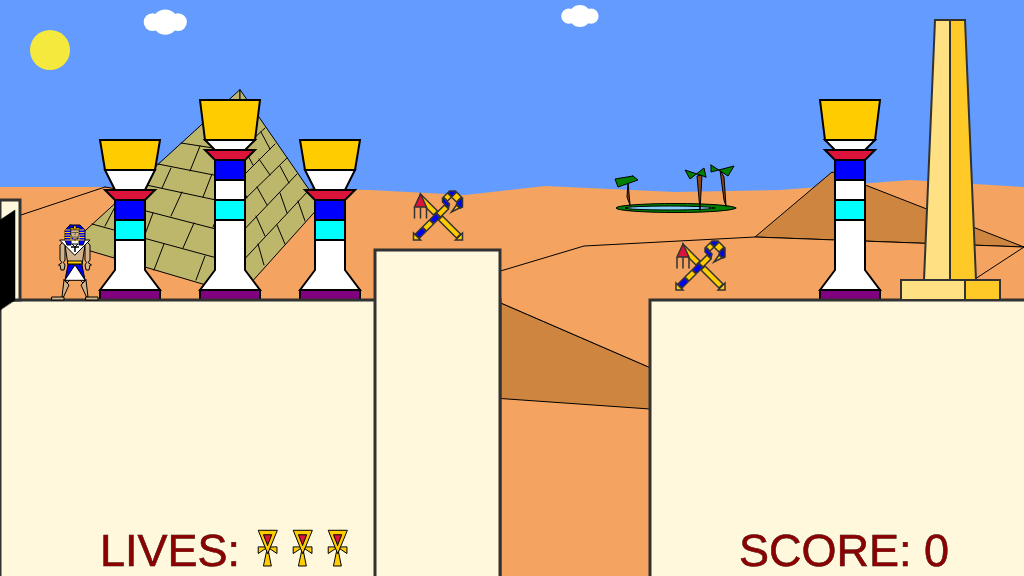
Frame 1 (no input)
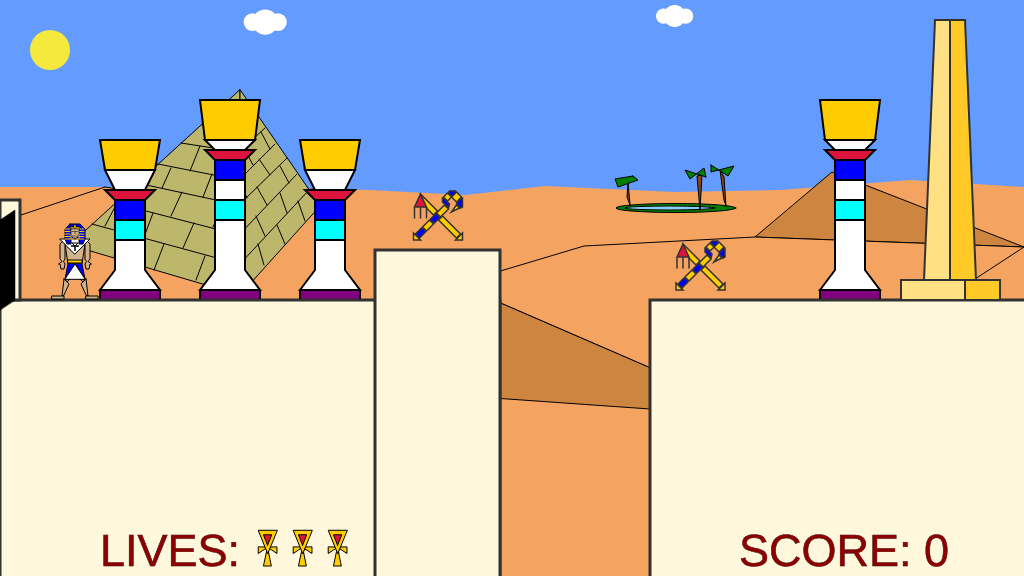
Frame 60 (no input)
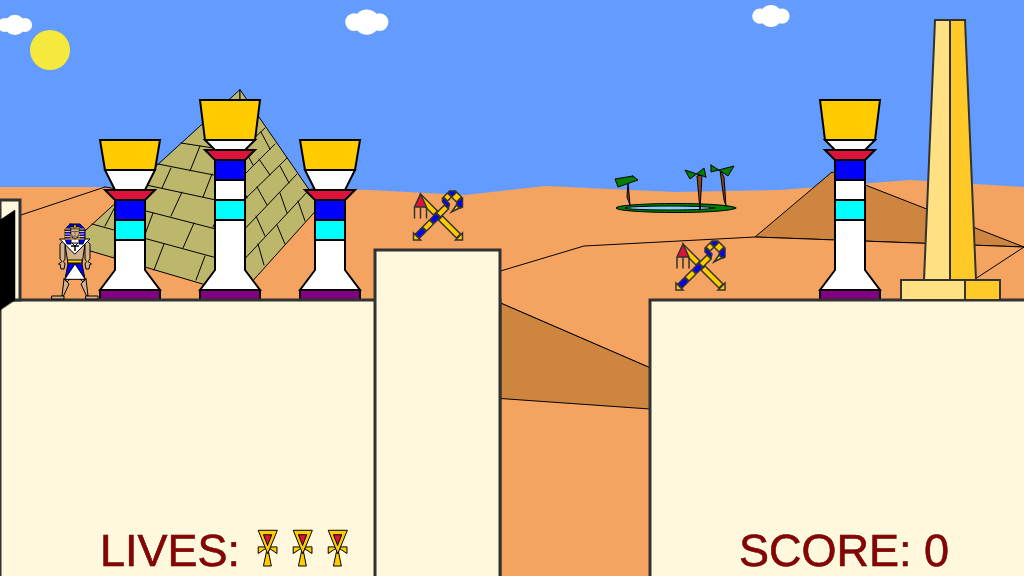
Frame 120 (the mouse pressed at the canvas centre since frame 60)

The p5.js sketch that drew these frames (run headless with seeded random() and noise() and a simulated clock; from frame 60 on, the mouse is pressed at the canvas centre):

// p5.js sketch
// ── sketch.js
var isRight;
var isLeft;
var isJumping;

var platforms = []

var collectables = [];
var flag;
var level_start;
var character;

var bg;
var mountain;
var sun;
var clouds;
var trees = [];

var g;
var ver_speed;
var cam_pos;
var v;
var jump;
var level_width;
var game_score;
var game_over;
var lives;
var UI_pos;

function new_game()
{
    
    
    platforms = [{x: 0,
                  rel_x: 0,
                  y: 300,
                  width: 500,
                  height: 500,
                  fill_color: [255, 248, 220, 255],
                  border_stroke: 3,
                  border_color: [50, 50, 50, 255],
                  ethereal: false},
                 {x: 375,
                  rel_x: 375,
                  y: 250,
                  width: 125,
                  height: 500,
                  fill_color: [255, 248, 220, 255],
                  border_stroke: 3,
                  border_color: [50, 50, 50, 255],
                  ethereal: false},
                 {x: 650,
                  rel_x: 650,
                  y: 300,
                  width: 400,
                  height: 500,
                  fill_color: [255, 248, 220, 255],
                  border_stroke: 3,
                  border_color: [50, 50, 50, 255],
                  ethereal: false},
                 {x: -100,
                  rel_x: -100,
                  y: 250,
                  width: 100,
                  height: 150,
                  fill_color: [255, 248, 220, 255],
                  border_stroke: 0,
                  border_color: [50, 50, 50, 255],
                  ethereal: false}]
    
    level_width = platforms[platforms.length - 2].x + platforms[platforms.length - 2].width;
    
    character = {x: platforms[0] + 100,
                 rel_x: platforms[0] + 100,
                 y: platforms[0].y - 100,
                 width: 50,
                 height: 80,
                 col_skin: [210, 180, 140],
                 col_cloth_1:[0, 0, 255],
                 col_cloth_2:[255, 255, 255],
                 col_accessories:[255, 204, 0]}    
    
    level_start = {x: platforms[0].x + character.width, y: platforms[0].y - character.height}
    restart_point = level_start;
    
    character.x = restart_point.x;
    character.y = restart_point.y;
    
    game_score = 0;
    lives = 3;
    g = 1;
    ver_speed = 0;
    v = 5;
    jump = 20;
    
    game_over = false;
    UI_pos = {x:100, y: height - 10};
    
    bg = {col_sand_dark: [205, 133, 63],
          col_sand_light: [244, 164, 96],
          col_stone: [255, 248, 220],
          col_green: [0, 128, 0],
          col_blue: [135, 206, 250],
          col_brown: [139, 69, 19],
          col_sky: [100, 155, 255]};
    
    sun = {pos_x: 50,
           pos_y: 50,
           d: 5,
           color: [255, 239, 50, 240]};
    
    clouds = [];
    
    //---Create_clouds-------------------------------------------------------------
    for (let i = 0 ; i < round(level_width/width) ; i++)
        {
            for (let j = 0 ; j < 30 ; j++)
            {
                clouds.push({x: random((width * (i-1)) + (width/random(8, 12) * j), ((width * (i+3)) + (width/random(8, 12) * j))),
                             y: random(15, 30),
                             size: random(15, 30),
                             speed: random(0.5, 2)})
            }
        }
    //------------------------------------------------------------------------------
    
    mountain = {pos_x: 240,
                pos_y: 295,
                colour: [189, 183, 107]};
    
    trees = [{tr_x: platforms[0].x + platforms[0].width - 300,
              tr_y: platforms[0].y,
              size: "big"},
             {tr_x: platforms[0].x + platforms[0].width - 200,
              tr_y: platforms[0].y,
              size: "small"},
             {tr_x: platforms[0].x + platforms[0].width - 400,
              tr_y: platforms[0].y,
              size: "small"},
             {tr_x: platforms[2].x + platforms[2].width/2 - 30,
              tr_y: platforms[2].y,
              size: "big"}];
    
    cam_adjust();
    
    collectables = [{x: platforms[1].x + platforms[1].width/2 - 25,
                     y: platforms[1].y - 60,
                     isFound: false},
                    {x: platforms[2].x + 25,
                     y: platforms[2].y - 60,
                     isFound: false}];
    
    flag = {x: level_width - 150, 
            y: platforms[platforms.length - 2].y - 300,
            height: 300,
            isReached: false};
}

function cam_adjust()
{
    if (character.x > width/2)
    {
        cam_pos = width/2 - character.x;
    }
    else cam_pos = 0;
}

function setup()
{
	createCanvas(1024, 576);
    new_game();
}

function draw()
{   
    if (!game_over)
    {
        
        colour_sky();
        draw_sun();

        push();
        translate(cam_pos, 0);

            draw_clouds(clouds);

            draw_desertBG();

            draw_trees(trees);

            draw_platforms_hor();

            draw_level_start();

            for (let i = 0; i < collectables.length ; i++)
                {
                    draw_collectables(collectables[i]);
                    check_collectables(collectables[i]);
                }

            draw_flagpole(flag);
            check_flagpole(flag);

        pop();

        drawGameChar(character);
        
        //---Drawing after character, so he can hide inside
        draw_entrance();
        
        check_game_over();
        
        gravity(character, platforms, ver_speed);
        out_of_bounds(character, platforms);

        intersection_down(character, platforms, ver_speed);
        intersection_top(character, platforms, ver_speed);
        intersection_to_right(character, platforms, v);      
        intersection_to_left(character, platforms, v);

        draw_UI(UI_pos.x, UI_pos.y);

        if (isRight)
        {
            move_right(character, platforms, v);
        }
        else if (isLeft) 
        {
            move_left(character, platforms, v);
        }

    }
    
}

function colour_sky()
{
    background(bg.col_sky); 
}

function draw_sun()
{
    //Draw and Colour Sun
    noStroke(); 
    fill(sun.color);
    
    ellipse(sun.pos_x, sun.pos_y, sun.d * 8);
}

function draw_clouds(cloud_arr)
{
    for (let i = 0 ; i < cloud_arr.length ; i++)
        {
            
            //---Draw_clouds
            noStroke();
            fill('white');

            ellipse(cloud_arr[i].x, 
                    cloud_arr[i].y,
                    cloud_arr[i].size);
            ellipse(cloud_arr[i].x - cloud_arr[i].size/2, 
                    cloud_arr[i].y,
                    cloud_arr[i].size * 0.7);
            ellipse(cloud_arr[i].x + cloud_arr[i].size/2, 
                    cloud_arr[i].y,
                    cloud_arr[i].size * 0.7);
            
            
            //---Clouds_movement
            if (cloud_arr[i].x > level_width)
            {
                cloud_arr[i].x = abs(cam_pos) - width * 2;
            }
            else 
            {
                cloud_arr[i].x += cloud_arr[i].speed;
            }
        }
}

function draw_desertBG()
{
    for (let i = 0 ; i < round(level_width/width, 0) ; i++)
    {
        noStroke();
        strokeWeight(1);
        fill(bg.col_sand_light);

        beginShape();
            vertex(0 + (i * width), 187);
            vertex(240 + (i * width), 187);
            vertex(370 + (i * width), 190);
            vertex(465 + (i * width), 195);
            vertex(545 + (i * width), 186);
            vertex(675 + (i * width), 192);
            vertex(780 + (i * width), 190);
            vertex(910 + (i * width), 180);
            vertex(width + (i * width), 187);
            vertex(width + (i * width), height);
            vertex(0 + (i * width), height);
        endShape(CLOSE);

        stroke(0);
        line(0 + (i * width), 222, 105 + (i * width), 187);
        line(105 + (i * width), 187, 190 + (i * width), 201);
        line(190 + (i * width), 201, 324 + (i * width), 188);
        line(0 + (i * width), 335, 180 + (i * width), 376);    


        fill(bg.col_sand_dark);
        beginShape();
            vertex(755 + (i * width), 237);
            vertex(832 + (i * width), 172);
            vertex(width + (i * width), 247);
        endShape(CLOSE);

        beginShape();
            vertex(180 + (i * width), 376);
            vertex(457 + (i * width), 284);
            vertex(764 + (i * width), 417);
        endShape(CLOSE);

        fill(bg.col_sand_light);
        beginShape();
            vertex(764 + (i * width), 417);
            vertex(457 + (i * width), 284);
            vertex(584 + (i * width), 246);
            vertex(755 + (i * width), 237);
            vertex(width + (i * width), 247);
        endShape(CLOSE);



        //---Oasis
        strokeWeight(1);
        stroke(0);

        fill(bg.col_green);
        ellipse(676 + (i * width), 208, 120, 9);

        fill(bg.col_blue);
        ellipse(670 + (i * width), 208, 90, 4);

        //---BG_TreeTrunk#1

        fill(bg.col_brown);
        beginShape();
            vertex(726 + (i * width), 206);
            vertex(724 + (i * width), 200);
            vertex(720 + (i * width), 170);
            vertex(724 + (i * width), 177);
        endShape(CLOSE);

        //---BG_TreeTrunk#2
        beginShape();
            vertex(700 + (i * width), 210);
            vertex(697 + (i * width), 176);
            vertex(702 + (i * width), 175);
        endShape(CLOSE);

        //---BG_TreeTrunk#3
        beginShape();
            vertex(630 + (i * width), 205);
            vertex(627 + (i * width), 197);
            vertex(628 + (i * width), 182);
        endShape(CLOSE);

        //---BG_TreeCanopy#1
        fill(bg.col_green);

        beginShape();
            vertex(711 + (i * width), 165);
            vertex(728 + (i * width), 176);
            vertex(734 + (i * width), 166);
            vertex(711 + (i * width), 172);
        endShape(CLOSE);

        //---BG_TreeCanopy#2
        beginShape();
            vertex(706 + (i * width), 177);
            vertex(704 + (i * width), 168);
            vertex(690 + (i * width), 179);
            vertex(685 + (i * width), 170);
        endShape(CLOSE);

        //---BG_TreeCanopy#3
        beginShape();
            vertex(633 + (i * width), 176);
            vertex(638 + (i * width), 180);
            vertex(618 + (i * width), 187);
            vertex(615 + (i * width), 179);
        endShape(CLOSE);

        //---Pyramid_(Mountain)---
        strokeWeight(1);
        fill(mountain.colour);
        beginShape(TRIANGLES);
            vertex(mountain.pos_x - 170 + (i * width), mountain.pos_y - 50);
            vertex(mountain.pos_x + (i * width), mountain.pos_y);
            vertex(mountain.pos_x + (i * width), mountain.pos_y - 205);
            vertex(mountain.pos_x + 80 + (i * width), mountain.pos_y - 89);
            vertex(mountain.pos_x + (i * width), mountain.pos_y);
            vertex(mountain.pos_x + (i * width), mountain.pos_y - 205);
        endShape(CLOSE);

        line(mountain.pos_x - 148 + (i * width), mountain.pos_y - 71,
                mountain.pos_x - 1 + (i * width), mountain.pos_y - 31);
        line(mountain.pos_x - 125 + (i * width), mountain.pos_y - 92,
                mountain.pos_x - 1 + (i * width), mountain.pos_y - 60);
        line(mountain.pos_x - 103 + (i * width), mountain.pos_y - 112,
                mountain.pos_x - 1 + (i * width), mountain.pos_y - 90);
        line(mountain.pos_x - 82 + (i * width), mountain.pos_y - 131,
                mountain.pos_x - 1 + (i * width), mountain.pos_y - 115);
        line(mountain.pos_x - 59 + (i * width), mountain.pos_y - 152,
                mountain.pos_x - 1 + (i * width), mountain.pos_y - 143);
        line(mountain.pos_x - 34 + (i * width), mountain.pos_y - 175,
                mountain.pos_x + 1 + (i * width), mountain.pos_y - 172);
        line(mountain.pos_x - 1 + (i * width), mountain.pos_y - 172,
                mountain.pos_x + 15 + (i * width), mountain.pos_y - 184);
        line(mountain.pos_x - 1 + (i * width), mountain.pos_y - 143,
                mountain.pos_x + 25 + (i * width), mountain.pos_y - 167);
        line(mountain.pos_x - 1 + (i * width), mountain.pos_y - 115,
                mountain.pos_x + 35 + (i * width), mountain.pos_y - 151);
        line(mountain.pos_x - 1 + (i * width), mountain.pos_y - 90,
                mountain.pos_x + 47 + (i * width), mountain.pos_y - 137);
        line(mountain.pos_x - 1 + (i * width), mountain.pos_y - 60,
                mountain.pos_x + 57 + (i * width), mountain.pos_y - 121);
        line(mountain.pos_x - 1 + (i * width), mountain.pos_y - 30,
                mountain.pos_x + 69 + (i * width), mountain.pos_y - 105);

        line(mountain.pos_x - 115 + (i * width), mountain.pos_y - 63,
                mountain.pos_x - 126 + (i * width), mountain.pos_y - 39);
        line(mountain.pos_x - 76 + (i * width), mountain.pos_y - 51,
                mountain.pos_x - 86 + (i * width), mountain.pos_y - 25);
        line(mountain.pos_x - 35 + (i * width), mountain.pos_y - 39,
                mountain.pos_x - 44 + (i * width), mountain.pos_y - 15);
        line(mountain.pos_x - 123 + (i * width), mountain.pos_y - 92,
                mountain.pos_x - 135 + (i * width), mountain.pos_y - 69);
        line(mountain.pos_x - 87 + (i * width), mountain.pos_y - 82,
                mountain.pos_x - 96 + (i * width), mountain.pos_y - 58);
        line(mountain.pos_x - 46 + (i * width), mountain.pos_y - 72,
                mountain.pos_x - 57 + (i * width), mountain.pos_y - 47);
        line(mountain.pos_x - 1 + (i * width), mountain.pos_y - 60,
                mountain.pos_x - 8 + (i * width), mountain.pos_y - 34);
        line(mountain.pos_x - 93 + (i * width), mountain.pos_y - 110,
                mountain.pos_x - 104 + (i * width), mountain.pos_y - 88);
        line(mountain.pos_x - 58 + (i * width), mountain.pos_y - 103,
                mountain.pos_x - 69 + (i * width), mountain.pos_y - 79);
        line(mountain.pos_x - 16 + (i * width), mountain.pos_y - 93,
                mountain.pos_x - 27 + (i * width), mountain.pos_y - 68);
        line(mountain.pos_x - 69 + (i * width), mountain.pos_y - 127,
                mountain.pos_x - 78 + (i * width), mountain.pos_y - 107);
        line(mountain.pos_x - 28 + (i * width), mountain.pos_y - 121,
                mountain.pos_x - 37 + (i * width), mountain.pos_y - 98);
        line(mountain.pos_x - 40 + (i * width), mountain.pos_y - 149,
                mountain.pos_x - 50 + (i * width), mountain.pos_y - 124);
        line(mountain.pos_x - 3 + (i * width), mountain.pos_y - 143,
                mountain.pos_x - 13 + (i * width), mountain.pos_y - 118);
        line(mountain.pos_x - 16 + (i * width), mountain.pos_y - 174,
                mountain.pos_x - 28 + (i * width), mountain.pos_y - 148);

        line(mountain.pos_x + 65 + (i * width), mountain.pos_y - 74,
                mountain.pos_x + 58 + (i * width), mountain.pos_y - 94);
        line(mountain.pos_x + 45 + (i * width), mountain.pos_y - 51,
                mountain.pos_x + 37 + (i * width), mountain.pos_y - 70);
        line(mountain.pos_x + 24 + (i * width), mountain.pos_y - 30,
                mountain.pos_x + 18 + (i * width), mountain.pos_y - 51);
        line(mountain.pos_x + 16 + (i * width), mountain.pos_y - 79,
                mountain.pos_x + 25 + (i * width), mountain.pos_y - 59);
        line(mountain.pos_x + 47 + (i * width), mountain.pos_y - 82,
                mountain.pos_x + 40 + (i * width), mountain.pos_y - 102);
        line(mountain.pos_x + 17 + (i * width), mountain.pos_y - 108,
                mountain.pos_x + 27 + (i * width), mountain.pos_y - 90);
        line(mountain.pos_x + 49 + (i * width), mountain.pos_y - 112,
                mountain.pos_x + 40 + (i * width), mountain.pos_y - 129);
        line(mountain.pos_x - 1 + (i * width), mountain.pos_y - 115,
                mountain.pos_x + 7 + (i * width), mountain.pos_y - 97);
        line(mountain.pos_x + 19 + (i * width), mountain.pos_y - 136,
                mountain.pos_x + 30 + (i * width), mountain.pos_y - 120);
        line(mountain.pos_x + 4 + (i * width), mountain.pos_y - 147,
                mountain.pos_x + 13 + (i * width), mountain.pos_y - 130);
        line(mountain.pos_x + 21 + (i * width), mountain.pos_y - 163,
                mountain.pos_x + 30 + (i * width), mountain.pos_y - 146);
        line(mountain.pos_x + 6 + (i * width), mountain.pos_y - 178,
                mountain.pos_x + 13 + (i * width), mountain.pos_y - 157);
    }
}

function draw_level_start()
{
    strokeWeight(3);
    fill(bg.col_stone);
    rect(0, platforms[0].y - 100, 20, 100);
}

function draw_entrance()
{
    push();
    translate(cam_pos, 0); 
    
    fill(0);
    quad(0, platforms[0].y + 10, 
         0, platforms[0].y - 80,
         15, platforms[0].y - 90,
         15, platforms[0].y);
    pop();
}

function draw_trees(trees_arr)
{
    for (let i = 0 ; i < trees_arr.length ; i++)
        {
            if (trees_arr[i].size == "big")
                {
                    //---Column1_(BigTree)---
                    stroke(0);
                    strokeWeight(2);
                    fill('Purple');

                    beginShape();
                        vertex(trees_arr[i].tr_x, trees_arr[i].tr_y);
                        vertex(trees_arr[i].tr_x, trees_arr[i].tr_y - 10);
                        vertex(trees_arr[i].tr_x + 60, trees_arr[i].tr_y - 10);
                        vertex(trees_arr[i].tr_x + 60, trees_arr[i].tr_y);
                    endShape(CLOSE);

                    fill('white');
                    beginShape();
                        vertex(trees_arr[i].tr_x, trees_arr[i].tr_y - 10);
                        vertex(trees_arr[i].tr_x + 15, trees_arr[i].tr_y - 30);
                        vertex(trees_arr[i].tr_x + 15, trees_arr[i].tr_y - 80);
                        vertex(trees_arr[i].tr_x + 45, trees_arr[i].tr_y - 80);
                        vertex(trees_arr[i].tr_x + 45, trees_arr[i].tr_y - 30);
                        vertex(trees_arr[i].tr_x + 60, trees_arr[i].tr_y - 10);
                    endShape(CLOSE);

                    fill('Cyan');
                    beginShape();
                        vertex(trees_arr[i].tr_x + 15, trees_arr[i].tr_y - 80);
                        vertex(trees_arr[i].tr_x + 15, trees_arr[i].tr_y - 100);
                        vertex(trees_arr[i].tr_x + 45, trees_arr[i].tr_y - 100);
                        vertex(trees_arr[i].tr_x + 45, trees_arr[i].tr_y - 80);
                    endShape(CLOSE);

                    fill('White');
                    beginShape();
                        vertex(trees_arr[i].tr_x + 15, trees_arr[i].tr_y - 100);
                        vertex(trees_arr[i].tr_x + 15, trees_arr[i].tr_y - 120);
                        vertex(trees_arr[i].tr_x + 45, trees_arr[i].tr_y - 120);
                        vertex(trees_arr[i].tr_x + 45, trees_arr[i].tr_y - 100);
                    endShape(CLOSE);

                    fill('Blue');
                    beginShape();
                        vertex(trees_arr[i].tr_x + 15, trees_arr[i].tr_y - 120);
                        vertex(trees_arr[i].tr_x + 15, trees_arr[i].tr_y - 140);
                        vertex(trees_arr[i].tr_x + 45, trees_arr[i].tr_y - 140);
                        vertex(trees_arr[i].tr_x + 45, trees_arr[i].tr_y - 120);
                    endShape(CLOSE);

                    fill('Crimson');
                    beginShape();
                        vertex(trees_arr[i].tr_x + 15, trees_arr[i].tr_y - 140);
                        vertex(trees_arr[i].tr_x + 5, trees_arr[i].tr_y - 150);
                        vertex(trees_arr[i].tr_x + 55, trees_arr[i].tr_y - 150);
                        vertex(trees_arr[i].tr_x + 45, trees_arr[i].tr_y - 140);
                    endShape(CLOSE);

                    fill('White');
                    beginShape();
                        vertex(trees_arr[i].tr_x + 15, trees_arr[i].tr_y - 150);
                        vertex(trees_arr[i].tr_x + 5, trees_arr[i].tr_y - 160);
                        vertex(trees_arr[i].tr_x + 55, trees_arr[i].tr_y - 160);
                        vertex(trees_arr[i].tr_x + 45, trees_arr[i].tr_y - 150);
                    endShape(CLOSE);

                    fill(character.col_accessories);
                    beginShape();
                        vertex(trees_arr[i].tr_x + 5, trees_arr[i].tr_y - 160);
                        vertex(trees_arr[i].tr_x, trees_arr[i].tr_y - 200);
                        vertex(trees_arr[i].tr_x + 60, trees_arr[i].tr_y - 200);
                        vertex(trees_arr[i].tr_x + 55, trees_arr[i].tr_y - 160);
                    endShape(CLOSE);
                }
            else
                {
                    //---Column2_(SmallTree)---
                    stroke(0);
                    strokeWeight(2);
                    fill('Purple');

                    beginShape();
                        vertex(trees_arr[i].tr_x, trees_arr[i].tr_y);
                        vertex(trees_arr[i].tr_x, trees_arr[i].tr_y - 10);
                        vertex(trees_arr[i].tr_x + 60, trees_arr[i].tr_y - 10);
                        vertex(trees_arr[i].tr_x + 60, trees_arr[i].tr_y);
                    endShape(CLOSE);

                    fill('White');
                    beginShape();
                        vertex(trees_arr[i].tr_x, trees_arr[i].tr_y - 10);
                        vertex(trees_arr[i].tr_x + 15, trees_arr[i].tr_y - 30);
                        vertex(trees_arr[i].tr_x + 15, trees_arr[i].tr_y - 60);
                        vertex(trees_arr[i].tr_x + 45, trees_arr[i].tr_y - 60);
                        vertex(trees_arr[i].tr_x + 45, trees_arr[i].tr_y - 30);
                        vertex(trees_arr[i].tr_x + 60, trees_arr[i].tr_y - 10);
                    endShape(CLOSE);

                    fill('Cyan');
                    beginShape();
                        vertex(trees_arr[i].tr_x + 15, trees_arr[i].tr_y - 60);
                        vertex(trees_arr[i].tr_x + 15, trees_arr[i].tr_y - 80);
                        vertex(trees_arr[i].tr_x + 45, trees_arr[i].tr_y - 80);
                        vertex(trees_arr[i].tr_x + 45, trees_arr[i].tr_y - 60);
                    endShape(CLOSE);

                    fill('Blue');
                    beginShape();
                        vertex(trees_arr[i].tr_x + 15, trees_arr[i].tr_y - 80);
                        vertex(trees_arr[i].tr_x + 15, trees_arr[i].tr_y - 100);
                        vertex(trees_arr[i].tr_x + 45, trees_arr[i].tr_y - 100);
                        vertex(trees_arr[i].tr_x + 45, trees_arr[i].tr_y - 80);
                    endShape(CLOSE);

                    fill('Crimson');
                    beginShape();
                        vertex(trees_arr[i].tr_x + 15, trees_arr[i].tr_y - 100);
                        vertex(trees_arr[i].tr_x + 5, trees_arr[i].tr_y - 110);
                        vertex(trees_arr[i].tr_x + 55, trees_arr[i].tr_y - 110);
                        vertex(trees_arr[i].tr_x + 45, trees_arr[i].tr_y - 100);
                    endShape(CLOSE);

                    fill('White');
                    beginShape();
                        vertex(trees_arr[i].tr_x + 15, trees_arr[i].tr_y - 110);
                        vertex(trees_arr[i].tr_x + 5, trees_arr[i].tr_y - 130);
                        vertex(trees_arr[i].tr_x + 55, trees_arr[i].tr_y - 130);
                        vertex(trees_arr[i].tr_x + 45, trees_arr[i].tr_y - 110);
                    endShape(CLOSE);

                    fill(character.col_accessories);
                    beginShape();
                        vertex(trees_arr[i].tr_x + 5, trees_arr[i].tr_y - 130);
                        vertex(trees_arr[i].tr_x, trees_arr[i].tr_y - 160);
                        vertex(trees_arr[i].tr_x + 60, trees_arr[i].tr_y - 160);
                        vertex(trees_arr[i].tr_x + 55, trees_arr[i].tr_y - 130);
                    endShape(CLOSE);
                }
        }
    
}

function draw_UI(pos_x, pos_y)
{
    push();
    fill("#8B0000");
    textSize(45);
    text("SCORE: " + game_score, width - pos_x - textWidth("SCORE: "), pos_y);
    
    text("LIVES: ", pos_x, pos_y);
    for (let i = 0; i < lives ; i++)
        {
            draw_heart(pos_x + textWidth("LIVES: ") - 10 + i * 35, pos_y + 30, 1.5);  
        }

    pop();
}

function draw_collectables(collect_item)
{
    if (!collect_item.isFound)
        {
            // Part 1 - Gold
            strokeWeight(1.5);
            fill(character.col_accessories);

            beginShape();
                vertex(collect_item.x + 1, collect_item.y + 43);
                vertex(collect_item.x + 1, collect_item.y + 50);
                vertex(collect_item.x + 8, collect_item.y + 50);
            endShape(CLOSE);

            beginShape();
                vertex(collect_item.x + 14, collect_item.y + 41);
                vertex(collect_item.x + 10, collect_item.y + 37);
                vertex(collect_item.x + 17, collect_item.y + 30);
            vertex(collect_item.x + 21, collect_item.y + 34);
            endShape(CLOSE);

            beginShape();
                vertex(collect_item.x + 28, collect_item.y + 27);
                vertex(collect_item.x + 24, collect_item.y + 23);
                vertex(collect_item.x + 32, collect_item.y + 15);
            vertex(collect_item.x + 36, collect_item.y + 19);
            endShape(CLOSE);

            beginShape();
                vertex(collect_item.x + 35, collect_item.y + 11);
                vertex(collect_item.x + 31, collect_item.y + 7);
                vertex(collect_item.x + 35, collect_item.y + 3);
            vertex(collect_item.x + 39, collect_item.y + 7);
            endShape(CLOSE);

            beginShape();
                vertex(collect_item.x + 39, collect_item.y + 7);
                vertex(collect_item.x + 44, collect_item.y + 2);
                vertex(collect_item.x + 49, collect_item.y + 7);
            vertex(collect_item.x + 44, collect_item.y + 12);
            endShape(CLOSE);

            beginShape();
                vertex(collect_item.x + 44, collect_item.y + 15);
                vertex(collect_item.x + 47, collect_item.y + 18);
                vertex(collect_item.x + 39, collect_item.y + 22);
            endShape(CLOSE);

            // Part 2 - Gold
            beginShape();
                vertex(collect_item.x + 50, collect_item.y + 43);
                vertex(collect_item.x + 43, collect_item.y + 50);
                vertex(collect_item.x + 50, collect_item.y + 50);
            endShape(CLOSE);

            beginShape();
                vertex(collect_item.x + 44, collect_item.y + 48);
                vertex(collect_item.x + 26, collect_item.y + 30);
                vertex(collect_item.x + 30, collect_item.y + 26);
                vertex(collect_item.x + 48, collect_item.y + 44);
            endShape(CLOSE);

            beginShape();
                vertex(collect_item.x + 21, collect_item.y + 25);
                vertex(collect_item.x + 25, collect_item.y + 21);
                vertex(collect_item.x + 8, collect_item.y + 4);
                vertex(collect_item.x + 8, collect_item.y + 12);
            endShape(CLOSE);

            // Part 1 - Blue
            fill(character.col_cloth_1);

            beginShape();
                vertex(collect_item.x + 3, collect_item.y + 44);
                vertex(collect_item.x + 7, collect_item.y + 48);
                vertex(collect_item.x + 13, collect_item.y + 42);
                vertex(collect_item.x + 13, collect_item.y + 41);
                vertex(collect_item.x + 10, collect_item.y + 38);
                vertex(collect_item.x + 9, collect_item.y + 38);
            endShape(CLOSE);

            beginShape();
                vertex(collect_item.x + 18, collect_item.y + 30);
                vertex(collect_item.x + 18, collect_item.y + 29);
                vertex(collect_item.x + 23, collect_item.y + 24);
                vertex(collect_item.x + 24, collect_item.y + 24);
                vertex(collect_item.x + 27, collect_item.y + 27);
                vertex(collect_item.x + 27, collect_item.y + 28);
                vertex(collect_item.x + 22, collect_item.y + 33);
                vertex(collect_item.x + 21, collect_item.y + 33);
            endShape(CLOSE);

            beginShape();
                vertex(collect_item.x + 36, collect_item.y + 18);
                vertex(collect_item.x + 30, collect_item.y + 12);
                vertex(collect_item.x + 30, collect_item.y + 8);
                vertex(collect_item.x + 31, collect_item.y + 8);
                vertex(collect_item.x + 37, collect_item.y + 14);
            endShape(CLOSE);

            beginShape();
                vertex(collect_item.x + 36, collect_item.y + 3);
                vertex(collect_item.x + 36, collect_item.y + 2);
                vertex(collect_item.x + 37, collect_item.y + 1);
                vertex(collect_item.x + 43, collect_item.y + 1);
                vertex(collect_item.x + 43, collect_item.y + 3);
                vertex(collect_item.x + 40, collect_item.y + 6);
                vertex(collect_item.x + 39, collect_item.y + 6);
            endShape(CLOSE);

            beginShape();
                vertex(collect_item.x + 44, collect_item.y + 14);
                vertex(collect_item.x + 45, collect_item.y + 12);
                vertex(collect_item.x + 49, collect_item.y + 8);
                vertex(collect_item.x + 50, collect_item.y + 8);
                vertex(collect_item.x + 50, collect_item.y + 17);
                vertex(collect_item.x + 48, collect_item.y + 18);
            endShape(CLOSE);

            // Part 2 - Blue
            fill('Crimson');
            beginShape();
                vertex(collect_item.x + 8, collect_item.y + 4);
                vertex(collect_item.x + 14, collect_item.y + 17);
                vertex(collect_item.x + 2, collect_item.y + 17);
            endShape(CLOSE);

            line(collect_item.x + 2, collect_item.y + 28, 
                 collect_item.x + 2, collect_item.y + 18);
            line(collect_item.x + 8, collect_item.y + 28, 
                 collect_item.x + 8, collect_item.y + 18);
            line(collect_item.x + 14, collect_item.y + 28, 
                 collect_item.x + 14, collect_item.y + 18);
        }            
}

function check_collectables(collect_item)
{
    if((!collect_item.isFound) && 
        dist(character.x + character.width/2, character.y + character.height/2, 
             collect_item.x + 25, collect_item.y + 25) < 35)
        {
            collect_item.isFound = true;
            game_score += 1;
        }
}

function draw_heart(count_x, count_y, scale)
{
        strokeWeight(1);
        stroke(0);
        fill(character.col_accessories);
        beginShape(TRIANGLES);
        
            vertex(count_x + 25 - 25 * scale / 10, 
                   count_y - 30);
            vertex(count_x + 25 + 25 * scale / 10, 
                   count_y - 30);
            vertex(count_x + 25, 
                   count_y - 30 - 25 * scale / 2);
            vertex(count_x + 25,
                   count_y - 30 - 25 * scale / 2);
            vertex(count_x + 25 + 25 * scale / 4,
                   count_y - 30 - 25 * scale / 3);
            vertex(count_x + 25 + 25 * scale / 4,
                   count_y - 30 - 25 * scale / 2);
            vertex(count_x + 25,
                   count_y - 30 - 25 * scale / 2);
            vertex(count_x + 25 - 25 * scale / 4,
                   count_y - 30 - 25 * scale / 3);
            vertex(count_x + 25 - 25 * scale / 4,
                   count_y - 30 - 25 * scale / 2);
            vertex(count_x + 25,
                   count_y - 30 - 25 * scale / 3);
            vertex(count_x + 25 - 25 * scale / 4,
                   count_y - 30 - 25 * scale / 1.05);
            vertex(count_x + 25 + 25 * scale / 4,
                   count_y - 30 - 25 * scale / 1.05);
        endShape(CLOSE);

        fill('Crimson')
        beginShape();
            vertex(count_x + 25,
                   count_y - 30 - 25 * scale / 1.8);
            vertex(count_x + 25 - 25 * scale / 9,
                   count_y - 30 - 25 * scale / 1.2);
            vertex(count_x + 25 + 25 * scale / 9,
                   count_y - 30 - 25 * scale / 1.2);
        endShape(CLOSE);
}

function check_game_over()
{
    if ((character.y > height) || (flag.isReached))
        {
            gameover();
        }
}

function gameover()
{
    if ((!flag.isReached) && (lives > 1))
        {
            lives -= 1;
            character.x = restart_point.x;
            character.y = restart_point.y;
            ver_speed = 0;
            cam_adjust();
        }
   
    else 
        {
            push();

            strokeWeight(3);
            stroke(0);       
            textSize(50);
            textAlign(CENTER, CENTER);

            if (!flag.isReached)
                {
                    lives -= 1;
                    fill(255, 0, 0);
                    text("Game over.\nPress space to continue.", width/2 - cam_pos, height/2);
                }
            
            else if (!game_over)
                {
                    fill(0, 255, 0);
                    text("Level complete.\nPress space to continue.", width/2 - cam_pos, height/2);
                }
            
            pop();

            game_over = true;
        }
}

function draw_flagpole(flag)
{
    strokeWeight(2);
    
    //Left side
    fill('#FFE082');
    
    rect(flag.x + 1, flag.y + 280, 65, 20);
    
    beginShape();
        vertex(flag.x + 24, flag.y + 280);
        vertex(flag.x + 35, flag.y + 20);
        vertex(flag.x + 50, flag.y + 20);
        vertex(flag.x + 50, flag.y + 280);    
    endShape(CLOSE);
    
    //Right side
    fill ('#FFCA28');
    
    rect(flag.x + 65, flag.y + 280, 35, 20);
    
    beginShape();
        vertex(flag.x + 50, flag.y + 20);
        vertex(flag.x + 50, flag.y + 280);
        vertex(flag.x + 76, flag.y + 280);
        vertex(flag.x + 65, flag.y + 20);    
    endShape(CLOSE);
     
    
    
    //Separation
    line(flag.x + 50, flag.y + 20, flag.x + 50, flag.y + 280);
    line(flag.x + 35, flag.y + 20, flag.x + 65, flag.y + 20);
    
    if (flag.isReached)
        {
            //Top
            fill("#FF0000");
            triangle(flag.x + 35, flag.y + 20, 
                        flag.x + 50, flag.y + 1, 
                            flag.x + 50, flag.y + 20);
            
            fill("#DC143C");
            triangle(flag.x + 65, flag.y + 20, 
                        flag.x + 50, flag.y + 1, 
                            flag.x + 50, flag.y + 20);
        }
}

function check_flagpole(end_point)
{
    if (!end_point.isReached)
        {
            if (dist(character.x + character.width/2, character.y + character.height/2, 
                        end_point.x + 50, end_point.y + 300 - character.height/2) < 50)
                {
                    end_point.isReached = true;
                    draw_flagpole(flag);
                    gameover();
                }
        }
}

function isIntersecting_topBorder(ch, section, vec)
{
    let vector_down_1 = ((ch.x >= section.x) && 
                         (ch.x <= section.x + section.width) && 
                         (ch.y + ch.height <= section.y) && 
                         (ch.y + ch.height + vec >= section.y));
    
//    line(ch.rel_x, ch.y + ch.height, ch.rel_x, ch.y + ch.height + vec);

    let vector_down_2 = ((ch.x + ch.width/2 >= section.x) && 
                         (ch.x + ch.width/2 <= section.x + section.width) && 
                         (ch.y + ch.height <= section.y) && 
                         (ch.y + ch.height + vec >= section.y));
    
//    line(ch.rel_x + ch.width/2, ch.y + ch.height, ch.rel_x + ch.width/2, ch.y + ch.height + vec);

    let vector_down_3 = ((ch.x + ch.width >= section.x) && 
                         (ch.x + ch.width <= section.x + section.width) && 
                         (ch.y + ch.height <= section.y) && 
                         (ch.y + ch.height + vec >= section.y));
    
//    line(ch.rel_x + ch.width, ch.y + ch.height, ch.rel_x + ch.width, ch.y + ch.height + vec);

    let dist_to_top_platform = (section.y - ch.y - ch.height - 1);
    
    return {intersect: (vector_down_1 || vector_down_2 || vector_down_3), dist: dist_to_top_platform};
}

function isIntersecting_leftBorder(ch, section, vec)
{
    let vector_right_1 = ((ch.x + ch.width <= section.x) && 
                     (ch.x + ch.width + vec >= section.x) && 
                     (ch.y >= section.y) && 
                     (ch.y <= section.y + section.height));

    let vector_right_2 = ((ch.x + ch.width <= section.x) && 
                     (ch.x + ch.width + vec >= section.x) && 
                     (ch.y + ch.height/2 >= section.y) && 
                     (ch.y + ch.height/2 <= section.y + section.height));

    let vector_right_3 = ((ch.x + ch.width <= section.x) && 
                     (ch.x + ch.width + vec >= section.x) && 
                     (ch.y + ch.height >= section.y) && 
                     (ch.y + ch.height <= section.y + section.height));

    let dist_to_left_wall = (section.x - ch.x - ch.width - 1);
    
    return {intersect: (vector_right_1 || vector_right_2 || vector_right_3), dist: dist_to_left_wall};
}

function isIntersecting_rightBorder(ch, section, vec)
{
    let vector_left_1 = ((ch.x >= section.x + section.width) && 
                     (ch.x - vec <= section.x + section.width) && 
                     (ch.y >= section.y) && 
                     (ch.y <= section.y + section.height));

    let vector_left_2 = ((ch.x >= section.x + section.width) && 
                     (ch.x - vec <= section.x + section.width) && 
                     (ch.y + ch.height/2 >= section.y) && 
                     (ch.y + ch.height/2 <= section.y + section.height));

    let vector_left_3 = ((ch.x >= section.x + section.width) && 
                     (ch.x - vec <= section.x + section.width) && 
                     (ch.y + ch.height >= section.y) && 
                     (ch.y + ch.height <= section.y + section.height));

    let dist_to_right_wall = (ch.x - section.x - section.width - 1);
    
    return {intersect: (vector_left_1 || vector_left_2 || vector_left_3), dist: dist_to_right_wall};
}

function isIntersecting_botBorder(ch, section, vec)
{
    let vector_up_1 = ((ch.x >= section.x) && 
                         (ch.x <= section.x + section.width) && 
                         (ch.y >= section.y + section.height) && 
                         (ch.y + vec <= section.y + section.height));

    let vector_up_2 = ((ch.x + ch.width/2 >= section.x) && 
                         (ch.x + ch.width/2 <= section.x + section.width) && 
                         (ch.y >= section.y + section.height) && 
                         (ch.y + vec <= section.y + section.height));

    let vector_up_3 = ((ch.x + ch.width >= section.x) && 
                         (ch.x + ch.width <= section.x + section.width) && 
                         (ch.y >= section.y + section.height) && 
                         (ch.y + vec <= section.y + section.height));

    let dist_to_bot_platform = (ch.y - section.y - section.height);
    
    return {intersect: (vector_up_1 || vector_up_2 || vector_up_3), dist: dist_to_bot_platform};
}

function intersection_down(ch, arr, vec)
{
    let intersect = false;
    let min_dist_to_top_platform = g;
    
    for (let i = 0 ; i < arr.length ; i++)
        {
            if (!arr[i].ethereal)
                {
                    intersect = (intersect || isIntersecting_topBorder(ch, arr[i], vec).intersect);

                    if (isIntersecting_topBorder(ch, arr[i], vec).intersect)
                        {
                            min_dist_to_top_platform = min(min_dist_to_top_platform, 
                                                           isIntersecting_topBorder(ch, arr[i], vec).dist);
                        }
                }
            

        }

    return {isIntersecting: intersect, distance: min_dist_to_top_platform};
}

function intersection_to_right(ch, arr, vec)
{
    let intersect = false;
    let min_dist_to_left_wall = vec;
    
    for (let i = 0 ; i < arr.length ; i++)
        {
            if (!arr[i].ethereal)
                {
                    intersect = (intersect || isIntersecting_leftBorder(ch, arr[i], vec).intersect);
            
                    if (isIntersecting_leftBorder(ch, arr[i], vec).intersect)
                        {
                            min_dist_to_left_wall = min(min_dist_to_left_wall, 
                                                        isIntersecting_leftBorder(ch, arr[i], vec).dist);
                        }
                }
            
            
        }   
    
    return {isIntersecting: intersect, distance: min_dist_to_left_wall}
}

function intersection_to_left(ch, arr, vec)
{
    let intersect = false;
    let min_dist_to_right_wall = vec;
    
    for (let i = 0 ; i < arr.length ; i++)
        {
            if (!arr[i].ethereal)
            {
                intersect = (intersect || isIntersecting_rightBorder(ch, arr[i], vec).intersect);
            
                if (isIntersecting_rightBorder(ch, arr[i], vec).intersect)
                    {
                        min_dist_to_right_wall = min(min_dist_to_right_wall, 
                                                     isIntersecting_rightBorder(ch, arr[i], vec).dist);
                    }
            }
                
            
        }   
    
    return {isIntersecting: intersect, distance: min_dist_to_right_wall}
}

function intersection_top(ch, arr, vec)
{
    let intersect = false;
    let min_dist_to_bot_platform = vec;
    
    for (let i = 0 ; i < arr.length ; i++)
        {
            if (!arr[i].ethereal)
            {
                intersect = (intersect || isIntersecting_botBorder(ch, arr[i], vec).intersect);

                if (isIntersecting_botBorder(ch, arr[i], vec).intersect)
                    {
                        min_dist_to_bot_platform = min(min_dist_to_bot_platform, 
                                                       isIntersecting_botBorder(ch, arr[i], vec).dist);
                    }
            }

        }
    return {isIntersecting: intersect, distance: min_dist_to_bot_platform};
}

function out_of_bounds(ch, arr)
{
    for (let i = 0; i < arr.length ; i++)
        {
            let x_inside = (((ch.x >= arr[i].x) && 
                                (ch.x <= arr[i].x + arr[i].width)) || 
                           ((ch.x + ch.width >= arr[i].x) && 
                                (ch.x + ch.width <= arr[i].x + arr[i].width)));
            let y_inside = (((ch.y + ch.height > arr[i].y) && 
                          (ch.y + ch.height < arr[i].y + arr[i].height)));
            if (!arr[i].ethereal)
                {
                    if (x_inside && y_inside)
                        {
                            ch.y = arr[i].y - ch.height;
                        }
                }
        }
        
}

function gravity(ch, platf, gravity)
{
    let grav = g;
    
    if ((!intersection_down(ch, platf, gravity).isIntersecting) && (!intersection_top(ch, platf, gravity).isIntersecting))
        {
            grav = pow(grav, 1.000001);
            ver_speed += grav;
            ch.y += ver_speed;
        }
    else
        {
            ch.y += intersection_down(ch, platf, gravity).distance;
            ver_speed = g;
            grav = g;
        }
}

function draw_platforms_hor()
{
    for (let i = 0 ; i < platforms.length ; i++)
        {
            strokeWeight(platforms[i].border_stroke);
            stroke(platforms[i].border_color);            
            fill(platforms[i].fill_color);

            rect(platforms[i].x,
                 platforms[i].y, 
                 platforms[i].width, 
                 platforms[i].height);
        }
}

function keyPressed()
{
    if (keyCode == 39)
        {
            isRight = true;
            isLeft = false;
        }
    else if (keyCode == 37) 
        {
            isRight = false;
            isLeft = true;
        }
    else if (keyCode == 32)
        {
            if (intersection_down(character, platforms, ver_speed).isIntersecting)
                {
                    isJumping = true;
                    ver_speed -= jump;
                }
            if (game_over)
                {
                    new_game();
                }
        }
}

function keyReleased()
{
    if (keyCode == 39){
        isRight = false;
    }
    else if (keyCode == 37){
        isLeft = false;
    }
    else if (keyCode == 32){
        isJumping = false;
    }
}

function drawGameChar(ch)
{
    ch.rel_x = ch.x + cam_pos;
    
    //---Walking_Right---

    
    if ((isRight) && (intersection_down(character, platforms, ver_speed).isIntersecting))
{
//--------------------------------------------------------------------------------------------------WALKNG_RIGHT_START
    
    //!---------WALKING_RIGHT_TORSO----------
    
    //push();
    fill(ch.col_skin);
    stroke(0);
    strokeWeight(1);
    
    beginShape();
        vertex(ch.rel_x + 25 - 10, ch.y + 77 - 57);
        vertex(ch.rel_x + 25 - 10, ch.y + 77 - 52);
        vertex(ch.rel_x + 25 - 7, ch.y + 77 - 32);
        vertex(ch.rel_x + 25 + 7, ch.y + 77 - 32);
        vertex(ch.rel_x + 25 + 10, ch.y + 77 - 52);
        vertex(ch.rel_x + 25 + 10, ch.y + 77 - 57); 
    endShape(CLOSE); 
    //pop();
    
    
    
    //!--------WALKING_RIGHT_HANDS---------
    
    //----------WALKING_RIGHT_RightHand----------
    
    //push();
    fill(ch.col_skin);
    stroke(0);
    strokeWeight(1);
    
    beginShape();
        vertex(ch.rel_x + 25 + 10, ch.y + 77 - 57);
        vertex(ch.rel_x + 25 + 10, ch.y + 77 - 52);
        vertex(ch.rel_x + 25 + 25, ch.y + 77 - 52);
        vertex(ch.rel_x + 25 + 20, ch.y + 77 - 57);
    endShape(CLOSE);
    
    beginShape();
        vertex(ch.rel_x + 25 + 15, ch.y + 77 - 67);
        vertex(ch.rel_x + 25 + 20, ch.y + 77 - 52);
        vertex(ch.rel_x + 25 + 25, ch.y + 77 - 52);
    endShape(CLOSE);
    
    beginShape();
        vertex(ch.rel_x + 25 + 15, ch.y + 77 - 67);
        vertex(ch.rel_x + 25 + 24, ch.y + 77 - 67);
        vertex(ch.rel_x + 25 + 24, ch.y + 77 - 68);
        vertex(ch.rel_x + 25 + 15, ch.y + 77 - 68);
    endShape(CLOSE);
    
    //----------WALKING_RIGHT_LeftHand----------
    
    beginShape();
        vertex(ch.rel_x + 25 - 10, ch.y + 77 - 57);
        vertex(ch.rel_x + 25 - 10, ch.y + 77 - 52);
        vertex(ch.rel_x + 25 - 20, ch.y + 77 - 52);
        vertex(ch.rel_x + 25 - 25, ch.y + 77 - 57);
    endShape(CLOSE);
    
    beginShape();
        vertex(ch.rel_x + 25 - 20, ch.y + 77 - 57);
        vertex(ch.rel_x + 25 - 15, ch.y + 77 - 43);
        vertex(ch.rel_x + 25 - 25, ch.y + 77 - 57);
    endShape(CLOSE);
    
    beginShape();
        vertex(ch.rel_x + 25 - 15, ch.y + 77 - 42);
        vertex(ch.rel_x + 25 - 24, ch.y + 77 - 42);
        vertex(ch.rel_x + 25 - 24, ch.y + 77 - 43);
        vertex(ch.rel_x + 25 - 15, ch.y + 77 - 43);
    endShape(CLOSE);
    
    //pop();
    
    
    
    //!---------WALKING_RIGHT_LEGS----------
    
    //----------WALKING_RIGHT_RightThigh----------
    
    //push();
    fill(ch.col_skin);
    stroke(0);
    strokeWeight(1);
    
    beginShape();
        vertex(ch.rel_x + 25 + 7, ch.y + 77 - 32);
        vertex(ch.rel_x + 25 + 15, ch.y + 77 - 12);
        vertex(ch.rel_x + 25, ch.y + 77 - 32);
    endShape(CLOSE);
    
    //----------WALKING_RIGHT_RightShin----------
    
    beginShape();
        vertex(ch.rel_x + 25 + 15, ch.y + 77 - 17);
        vertex(ch.rel_x + 25 + 15, ch.y + 77 + 2);
        vertex(ch.rel_x + 25 + 10, ch.y + 77 - 17);
    endShape(CLOSE);
    
    //----------WALKING_RIGHT_RightFeet----------
    
    beginShape();
//        vertex(ch.rel_x + 25 + 23, ch.y + 77);
//        vertex(ch.rel_x + 25 + 23, ch.y + 77 + 3);
//        vertex(ch.rel_x + 25 + 13, ch.y + 77 + 3);
//        vertex(ch.rel_x + 25 + 13, ch.y + 77);
    rect(ch.rel_x + 25 + 13, ch.y + 77, 12,3);
    endShape(CLOSE);
    
    //----------WALKING_RIGHT_LeftThigh----------
    
    beginShape();
        vertex(ch.rel_x + 25, ch.y + 77 - 32);
        vertex(ch.rel_x + 25, ch.y + 77 - 12);
        vertex(ch.rel_x + 25 - 7, ch.y + 77 - 32);
    endShape(CLOSE);
    
    //----------WALKING_RIGHT_LeftShin----------
    
    beginShape();
        vertex(ch.rel_x + 25, ch.y + 77 - 17);
        vertex(ch.rel_x + 25, ch.y + 77 - 12);
        vertex(ch.rel_x + 25 - 15, ch.y + 77 + 2);
        vertex(ch.rel_x + 25 - 5, ch.y + 77 - 17);
    endShape(CLOSE);
    
    //----------WALKING_RIGHT_LeftFeet----------
    
    rect(ch.rel_x + 25 - 20 + 3, ch.y + 77, 12,3);
    
    //pop();
    
    
    
    //!---------WALKING_RIGHT_CLOTHES----------
    
    //----------WALKING_RIGHT_Chestpiece----------
    
    //push();
    stroke(0);
    strokeWeight(1);
    fill(ch.col_cloth_2);
    triangle(ch.rel_x + 25 - 15, ch.y + 77 - 57,
                ch.rel_x + 25 + 15, ch.y + 77 - 57,
                    ch.rel_x + 25, ch.y + 77 - 42);
    
    strokeWeight(1);
    stroke('Black');
    beginShape();
        vertex(ch.rel_x + 25 - 3, ch.y + 77 - 53);
        vertex(ch.rel_x + 25 + 3, ch.y + 77 - 53);
        vertex(ch.rel_x + 25, ch.y + 77 - 50);
        vertex(ch.rel_x + 25 - 4, ch.y + 77 - 50);
        vertex(ch.rel_x + 25 + 4, ch.y + 77 - 50);
        vertex(ch.rel_x + 25, ch.y + 77 - 50);
        vertex(ch.rel_x + 25, ch.y + 77 - 45)
        vertex(ch.rel_x + 25, ch.y + 77 - 50);
        vertex(ch.rel_x + 25 - 3, ch.y + 77 - 53);
    endShape();
    
    //pop();
    
    //----------WALKING_RIGHT_Skirt----------
    
    //push()
    stroke(0);
    strokeWeight(1);
    fill(ch.col_cloth_1);
    
    beginShape();
        vertex(ch.rel_x + 25 - 7, ch.y + 77 - 32);
        vertex(ch.rel_x + 25 - 10, ch.y + 77 - 17);
        vertex(ch.rel_x + 25, ch.y + 77 - 32);
        vertex(ch.rel_x + 25 + 15, ch.y + 77 - 17);
        vertex(ch.rel_x + 25 + 7, ch.y + 77 - 32);
    endShape();
    
    fill(ch.col_cloth_2);
    triangle(ch.rel_x + 25 - 10, ch.y + 77 - 17,
                ch.rel_x + 25, ch.y + 77 - 32,
                    ch.rel_x + 25 + 15, ch.y + 77 - 17);
    
    //pop();
    
    //----------WALKING_RIGHT_Belt-----------
    
    //push();
    stroke(0);
    strokeWeight(1);
    fill(ch.col_accessories);
    rect(ch.rel_x + 25 - 7, ch.y + 77 - 36, 14, 3);
    //pop();
    
    
    
    //!---------WALKING_RIGHT_HEAD----------
    
    //----------WALKING_RIGHT_Headress---------- 
    
    //push();
    fill(ch.col_cloth_1);
    stroke(0);
    strokeWeight(1);
    
    beginShape();
        vertex(ch.rel_x + 25 + 5, ch.y + 77 - 72);
        vertex(ch.rel_x + 25 + 5, ch.y + 77 - 54);
        vertex(ch.rel_x + 25 - 5, ch.y + 77 - 54);
        vertex(ch.rel_x + 25 - 5, ch.y + 77 - 57);
        vertex(ch.rel_x + 25 - 10, ch.y + 77 - 57);
        vertex(ch.rel_x + 25 - 10, ch.y + 77 - 67);
        vertex(ch.rel_x + 25 - 5, ch.y + 77 - 72);
    endShape(CLOSE);
    //pop();
    
    //push();
    stroke(ch.col_accessories);
    strokeWeight(1);
    line(ch.rel_x + 25 + 5, ch.y + 77 - 67, 
            ch.rel_x + 25 - 10 + 1, ch.y + 77 - 67);
    line(ch.rel_x + 25 + 5, ch.y + 77 - 67 + 2.5, 
            ch.rel_x + 25 - 10 + 1, ch.y + 77 - 67 + 2.5);
    line(ch.rel_x + 25 + 5, ch.y + 77 - 67 + 5, 
            ch.rel_x + 25 - 10 + 1, ch.y + 77 - 67 + 5);
    line(ch.rel_x + 25 + 5, ch.y + 77 - 67 + 7.5, 
            ch.rel_x + 25 - 10 + 1, ch.y + 77 - 67 + 7.5);
    line(ch.rel_x + 25 + 4, ch.y + 77 - 67 + 10, 
            ch.rel_x + 25 - 5, ch.y + 77 - 67 + 10);
    //pop();
    

    //----------WALKING_RIGHT_Emblem----------
    //push();
    fill(ch.col_accessories);
    stroke(0);
    strokeWeight(0.5);
        
    rect(ch.rel_x + 25 + 5 + 1, ch.y + 77 - 67 - 2 - 2, 1, 3);
    
    //----------WALKING_RIGHT_Crown----------
    
    beginShape();
        vertex(ch.rel_x + 25 + 5 + 2, ch.y + 77 - 67 - 2);
        vertex(ch.rel_x + 25 + 5 + 1, ch.y + 77 - 67);
        vertex(ch.rel_x + 25 + 5, ch.y + 77 - 67);
        vertex(ch.rel_x + 25 + 5, ch.y + 77 - 67 - 2);
    endShape(CLOSE);
    


    //----------WALKING_RIGHT_Face----------
    
    //push();
    fill(ch.col_skin);
    stroke(0);
    strokeWeight(0.5);
    
    beginShape();
        vertex(ch.rel_x + 25 + 5 , ch.y + 77 - 67);
        bezierVertex(ch.rel_x + 25 + 5 + 3, ch.y + 77 - 67,
                        ch.rel_x + 25 + 5 + 3, ch.y + 77 - 57,
                            ch.rel_x + 25 + 5 + 3, ch.y + 77 - 62);
        bezierVertex(ch.rel_x + 25 + 5 + 3, ch.y + 77 - 67,
                        ch.rel_x + 25 + 5 + 3, ch.y + 77 - 57,
                            ch.rel_x + 25 + 5 + 3, ch.y + 77 - 60);
        vertex(ch.rel_x + 25 + 5, ch.y + 77 - 57);

    endShape(CLOSE);
    
    //----------WALKING_RIGHT_Eyes----------
    
    line(ch.rel_x + 25 + 5 +  2, ch.y + 77 - 67 + 2.5, 
            ch.rel_x + 25 + 5 + 1, ch.y + 77 - 67 + 2.5);
    line(ch.rel_x + 25 + 5 +  1, ch.y + 77 - 67 + 2.5, 
            ch.rel_x + 25 + 5 + 1, ch.y + 77 - 67 + 3);
    
    //----------WALKING_RIGHT_Nouse + Mouth----------
    
    line(ch.rel_x + 25 + 5 + 3, ch.y + 77 - 60, 
            ch.rel_x + 25 + 5 + 1, ch.y + 77 - 60);

    //----------WALKING_RIGHT_Beard----------
    
    strokeWeight(0.5);
    line(ch.rel_x + 25 + 5 + 2, ch.y + 77 - 60,
            ch.rel_x + 25 + 5 + 2, ch.y + 77 - 56);
    
//----------------------------------------------------------------------------------------------------WALKNG_RIGHT_END
}

                                        //---Walking_Left---
    
    else if ((isLeft) && (intersection_down(character, platforms, ver_speed).isIntersecting))
        
{
//---------------------------------------------------------------------------------------------------WALKNG_LEFT_START
    
    //!---------WALKING_LEFT_TORSO----------
    
    //push();
    fill(ch.col_skin);
    stroke(0);
    strokeWeight(1);
    
    beginShape();
        vertex(ch.rel_x + 25 - 10, ch.y + 77 - 57);
        vertex(ch.rel_x + 25 - 10, ch.y + 77 - 52);
        vertex(ch.rel_x + 25 - 7, ch.y + 77 - 32);
        vertex(ch.rel_x + 25 + 7, ch.y + 77 - 32);
        vertex(ch.rel_x + 25 + 10, ch.y + 77 - 52);
        vertex(ch.rel_x + 25 + 10, ch.y + 77 - 57); 
    endShape(CLOSE); 
    //pop();
    
    
    
    //!--------WALKING_LEFT_HANDS---------
    
    //----------WALKING_LEFT_LeftHand----------
    
    //push();
    fill(ch.col_skin);
    stroke(0);
    strokeWeight(1);
    
    beginShape();
        vertex(ch.rel_x + 25 - 10, ch.y + 77 - 57);
        vertex(ch.rel_x + 25 - 10, ch.y + 77 - 52);
        vertex(ch.rel_x + 25 - 25, ch.y + 77 - 52);
        vertex(ch.rel_x + 25 - 20, ch.y + 77 - 57);
    endShape(CLOSE);
    
    beginShape();
        vertex(ch.rel_x + 25 - 15, ch.y + 77 - 67);
        vertex(ch.rel_x + 25 - 20, ch.y + 77 - 52);
        vertex(ch.rel_x + 25 - 25, ch.y + 77 - 52);
    endShape(CLOSE);
    
    beginShape();
        vertex(ch.rel_x + 25 - 15, ch.y + 77 - 67);
        vertex(ch.rel_x + 25 - 24, ch.y + 77 - 67);
        vertex(ch.rel_x + 25 - 24, ch.y + 77 - 68);
        vertex(ch.rel_x + 25 - 15, ch.y + 77 - 68);
    endShape(CLOSE);
    
    //----------WALKING_LEFT_RightHand----------
    
    beginShape();
        vertex(ch.rel_x + 25 + 10, ch.y + 77 - 57);
        vertex(ch.rel_x + 25 + 10, ch.y + 77 - 52);
        vertex(ch.rel_x + 25 + 20, ch.y + 77 - 52);
        vertex(ch.rel_x + 25 + 25, ch.y + 77 - 57);
    endShape(CLOSE);
    
    beginShape();
        vertex(ch.rel_x + 25 + 20, ch.y + 77 - 57);
        vertex(ch.rel_x + 25 + 15, ch.y + 77 - 43);
        vertex(ch.rel_x + 25 + 25, ch.y + 77 - 57);
    endShape(CLOSE);
    
    beginShape();
        vertex(ch.rel_x + 25 + 15, ch.y + 77 - 42);
        vertex(ch.rel_x + 25 + 24, ch.y + 77 - 42);
        vertex(ch.rel_x + 25 + 24, ch.y + 77 - 43);
        vertex(ch.rel_x + 25 + 15, ch.y + 77 - 43);
    endShape(CLOSE);
    
    //pop();
    
    
    
    //!---------WALKING_LEFT_LEGS----------
    
    //----------WALKING_LEFT_LeftThigh----------
    
    //push();
    fill(ch.col_skin);
    stroke(0);
    strokeWeight(1);
    
    beginShape();
        vertex(ch.rel_x + 25 - 7, ch.y + 77 - 32);
        vertex(ch.rel_x + 25 - 15, ch.y + 77 - 12);
        vertex(ch.rel_x + 25, ch.y + 77 - 32);
    endShape(CLOSE);
    
    //----------WALKING_LEFT_LeftShin----------
    
    beginShape();
        vertex(ch.rel_x + 25 - 15, ch.y + 77 - 17);
        vertex(ch.rel_x + 25 - 15, ch.y + 77 + 2);
        vertex(ch.rel_x + 25 - 10, ch.y + 77 - 17);
    endShape(CLOSE);
    
    //----------WALKING_LEFT_LeftFeet----------
    
    beginShape();
    rect(ch.rel_x, ch.y + 77, 12,3);
    endShape(CLOSE);
    
    //----------WALKING_LEFT_RightThigh----------
    
    beginShape();
        vertex(ch.rel_x + 25, ch.y + 77 - 32);
        vertex(ch.rel_x + 25, ch.y + 77 - 12);
        vertex(ch.rel_x + 25 + 7, ch.y + 77 - 32);
    endShape(CLOSE);
    
    //----------WALKING_LEFT_RightShin----------
    
    beginShape();
        vertex(ch.rel_x + 25, ch.y + 77 - 17);
        vertex(ch.rel_x + 25, ch.y + 77 - 12);
        vertex(ch.rel_x + 25 + 15, ch.y + 77 + 2);
        vertex(ch.rel_x + 25 + 5, ch.y + 77 - 17);
    endShape(CLOSE);
    
    //----------WALKING_LEFT_RightFeet----------
    
    rect(ch.rel_x + 25 + 10 - 3, ch.y + 77, 12,3);
    
    //pop();
    
    
    
    //!---------WALKING_LEFT_CLOTHES----------
    
    //----------WALKING_LEFT_Chestpiece----------
    
    //push();
    stroke(0);
    strokeWeight(1);
    fill(ch.col_cloth_2);
    triangle(ch.rel_x + 25 - 15, ch.y + 77 - 57,
                ch.rel_x + 25 + 15, ch.y + 77 - 57,
                    ch.rel_x + 25, ch.y + 77 - 42);
    
    strokeWeight(1);
    stroke('Black');
    beginShape();
        vertex(ch.rel_x + 25 - 3, ch.y + 77 - 53);
        vertex(ch.rel_x + 25 + 3, ch.y + 77 - 53);
        vertex(ch.rel_x + 25, ch.y + 77 - 50);
        vertex(ch.rel_x + 25 - 4, ch.y + 77 - 50);
        vertex(ch.rel_x + 25 + 4, ch.y + 77 - 50);
        vertex(ch.rel_x + 25, ch.y + 77 - 50);
        vertex(ch.rel_x + 25, ch.y + 77 - 45)
        vertex(ch.rel_x + 25, ch.y + 77 - 50);
        vertex(ch.rel_x + 25 - 3, ch.y + 77 - 53);
    endShape();
    
    //pop();
    
    //----------WALKING_LEFT_Skirt----------
    
    //push();
    stroke(0);
    strokeWeight(1);
    fill(ch.col_cloth_1);
    
    beginShape();
        vertex(ch.rel_x + 25 - 7, ch.y + 77 - 32);
        vertex(ch.rel_x + 25 - 15, ch.y + 77 - 17);
        vertex(ch.rel_x + 25, ch.y + 77 - 32);
        vertex(ch.rel_x + 25 + 10, ch.y + 77 - 17);
        vertex(ch.rel_x + 25 + 7, ch.y + 77 - 32);
    endShape();
    
    fill(ch.col_cloth_2);
    triangle(ch.rel_x + 25 - 15, ch.y + 77 - 17,
                ch.rel_x + 25, ch.y + 77 - 32,
                    ch.rel_x + 25 + 10, ch.y + 77 - 17);
    
    //pop();
    
    //----------WALKING_LEFT_Belt-----------
    
    //push();
    stroke(0);
    strokeWeight(1);
    fill(ch.col_accessories);
    rect(ch.rel_x + 25 - 7, ch.y + 77 - 36, 14, 3);
    //pop();
    
    
    
    //!---------WALKING_LEFT_HEAD----------
    
    //----------WALKING_LEFT_Headress---------- 
    
    //push();
    fill(ch.col_cloth_1);
    stroke(0);
    strokeWeight(1);
    
    beginShape();
        vertex(ch.rel_x + 25 - 5, ch.y + 77 - 72);
        vertex(ch.rel_x + 25 - 5, ch.y + 77 - 54);
        vertex(ch.rel_x + 25 + 5, ch.y + 77 - 54);
        vertex(ch.rel_x + 25 + 5, ch.y + 77 - 57);
        vertex(ch.rel_x + 25 + 10, ch.y + 77 - 57);
        vertex(ch.rel_x + 25 + 10, ch.y + 77 - 67);
        vertex(ch.rel_x + 25 + 5, ch.y + 77 - 72);
    endShape(CLOSE);
    //pop();
    
    //push();
    stroke(ch.col_accessories);
    strokeWeight(1);
    line(ch.rel_x + 25 - 5, ch.y + 77 - 67, 
            ch.rel_x + 25 + 10 - 1, ch.y + 77 - 67);
    line(ch.rel_x + 25 - 5, ch.y + 77 - 67 + 2.5, 
            ch.rel_x + 25 + 10 - 1, ch.y + 77 - 67 + 2.5);
    line(ch.rel_x + 25 - 5, ch.y + 77 - 67 + 5, 
            ch.rel_x + 25 + 10 - 1, ch.y + 77 - 67 + 5);
    line(ch.rel_x + 25 - 5, ch.y + 77 - 67 + 7.5, 
            ch.rel_x + 25 + 10 - 1, ch.y + 77 - 67 + 7.5);
    line(ch.rel_x + 25 - 5, ch.y + 77 - 67 + 10, 
            ch.rel_x + 25 + 5 - 1, ch.y + 77 - 67 + 10);
    //pop();
    

    //----------WALKING_LEFT_Emblem----------
    //push();
    fill(ch.col_accessories);
    stroke(0);
    strokeWeight(0.5);
        
    rect(ch.rel_x + 25 - 5 - 2, ch.y + 77 - 67 - 2 - 2, 1, 3);
    
    //----------WALKING_LEFT_Crown----------
    
    beginShape();
        vertex(ch.rel_x + 25 - 5 - 2, ch.y + 77 - 67 - 2);
        vertex(ch.rel_x + 25 - 5 - 1, ch.y + 77 - 67);
        vertex(ch.rel_x + 25 - 5, ch.y + 77 - 67);
        vertex(ch.rel_x + 25 - 5, ch.y + 77 - 67 - 2);
    endShape(CLOSE);
    


    //----------WALKING_LEFT_Face----------
    
    //push();
    fill(ch.col_skin);
    stroke(0);
    strokeWeight(0.5);
    
    beginShape();
        vertex(ch.rel_x + 25 - 5 , ch.y + 77 - 67);
        bezierVertex(ch.rel_x + 25 - 5 - 3, ch.y + 77 - 67,
                        ch.rel_x + 25 - 5 - 3, ch.y + 77 - 57,
                            ch.rel_x + 25 - 5 - 3, ch.y + 77 - 62);
        bezierVertex(ch.rel_x + 25 - 5 - 3, ch.y + 77 - 67,
                        ch.rel_x + 25 - 5 - 3, ch.y + 77 - 57,
                            ch.rel_x + 25 - 5 - 3, ch.y + 77 - 60);
        vertex(ch.rel_x + 25 - 5, ch.y + 77 - 57);

    endShape(CLOSE);
    
    //----------WALKING_LEFT_Eyes----------
    
    line(ch.rel_x + 25 - 5 -  2, ch.y + 77 - 67 + 2.5, 
            ch.rel_x + 25 - 5 - 1, ch.y + 77 - 67 + 2.5);
    line(ch.rel_x + 25 - 5 -  1, ch.y + 77 - 67 + 2.5, 
            ch.rel_x + 25 - 5 - 1, ch.y + 77 - 67 + 3);
    
    //----------WALKING_LEFT_Nouse + Mouth----------
    
    line(ch.rel_x + 25 - 5 - 3, ch.y + 77 - 60, 
            ch.rel_x + 25 - 5 - 1, ch.y + 77 - 60);

    //----------WALKING_LEFT_Beard----------
    
    strokeWeight(0.5);
    line(ch.rel_x + 25 - 5 - 2, ch.y + 77 - 60,
            ch.rel_x + 25 - 5 - 2, ch.y + 77 - 56);
    
//-----------------------------------------------------------------------------------------------------WALKNG_LEFT_END
}

                                        //---Jumping_Right---
    
    else if((isRight) && (!intersection_down(character, platforms, ver_speed).isIntersecting))
    
{
//-------------------------------------------------------------------------------------------------JUMPING_RIGHT_START
    
    //!---------JUMPING_RIGHT_TORSO----------
    
    //push();
    fill(ch.col_skin);
    stroke(0);
    strokeWeight(1);
    
    beginShape();
        vertex(ch.rel_x + 25 - 10, ch.y + 77 - 57);
        vertex(ch.rel_x + 25 - 10, ch.y + 77 - 52);
        vertex(ch.rel_x + 25 - 7, ch.y + 77 - 32);
        vertex(ch.rel_x + 25 + 7, ch.y + 77 - 32);
        vertex(ch.rel_x + 25 + 10, ch.y + 77 - 52);
        vertex(ch.rel_x + 25 + 10, ch.y + 77 - 57); 
    endShape(CLOSE); 
    //pop();
    
    
    
    //!--------JUMPING_RIGHT_HANDS---------
    
    //----------JUMPING_RIGHT_RightHand----------
    
    //push();
    fill(ch.col_skin);
    stroke(0);
    strokeWeight(1);
    
    beginShape();
        vertex(ch.rel_x + 25 + 10, ch.y + 77 - 57);
        vertex(ch.rel_x + 25 + 10, ch.y + 77 - 52);
        vertex(ch.rel_x + 25 + 20, ch.y + 77 - 52);
        vertex(ch.rel_x + 25 + 15, ch.y + 77 - 57);
    endShape(CLOSE);
    
    beginShape();
        vertex(ch.rel_x + 25 + 20, ch.y + 77 - 72);
        vertex(ch.rel_x + 25 + 15, ch.y + 77 - 57);
        vertex(ch.rel_x + 25 + 20, ch.y + 77 - 52);
    endShape(CLOSE);
    
    beginShape();
        vertex(ch.rel_x + 25 + 17, ch.y + 77 - 74);
        vertex(ch.rel_x + 25 + 20, ch.y + 77 - 72);
        vertex(ch.rel_x + 25 + 24, ch.y + 77 - 77);
    endShape(CLOSE);
    
    //----------JUMPING_RIGHT_LeftHand----------
    
    beginShape();
        vertex(ch.rel_x + 25 - 10, ch.y + 77 - 57);
        vertex(ch.rel_x + 25 - 10, ch.y + 77 - 52);
        vertex(ch.rel_x + 25 - 20, ch.y + 77 - 52);
        vertex(ch.rel_x + 25 - 25, ch.y + 77 - 57);
    endShape(CLOSE);
    
    beginShape();
        vertex(ch.rel_x + 25 - 20, ch.y + 77 - 57);
        vertex(ch.rel_x + 25 - 15, ch.y + 77 - 43);
        vertex(ch.rel_x + 25 - 25, ch.y + 77 - 57);
    endShape(CLOSE);
    
    beginShape();
        vertex(ch.rel_x + 25 - 15, ch.y + 77 - 42);
        vertex(ch.rel_x + 25 - 24, ch.y + 77 - 42);
        vertex(ch.rel_x + 25 - 24, ch.y + 77 - 43);
        vertex(ch.rel_x + 25 - 15, ch.y + 77 - 43);
    endShape(CLOSE);
    
    //pop();
    
    
    
    //!---------JUMPING_RIGHT_LEGS----------
    
    //----------JUMPING_RIGHT_RightThigh----------
    
    //push();
    fill(ch.col_skin);
    stroke(0);
    strokeWeight(1);
    
    beginShape();
        vertex(ch.rel_x + 25 - 7, ch.y + 77 - 32);
        vertex(ch.rel_x + 25, ch.y + 77 - 25);
        vertex(ch.rel_x + 25 + 24, ch.y + 77 - 10);
        vertex(ch.rel_x + 25 + 7, ch.y + 77 - 32);
    endShape(CLOSE);
    
    
    //----------JUMPING_RIGHT_RightFeet----------
    
    beginShape();
        vertex(ch.rel_x + 25 + 22, ch.y + 77 - 8);
        vertex(ch.rel_x + 25 + 24, ch.y + 77 - 8);
        vertex(ch.rel_x + 25 + 24, ch.y + 77 - 18);
        vertex(ch.rel_x + 25 + 22, ch.y + 77 - 18);
    endShape(CLOSE);
    
    //----------JUMPING_RIGHT_LeftThigh----------
    
    beginShape();
        vertex(ch.rel_x + 25 - 7, ch.y + 77 - 32);
        vertex(ch.rel_x + 25 - 10, ch.y + 77 - 12);
        vertex(ch.rel_x + 25 + 5, ch.y + 77 - 32);
    endShape(CLOSE);
    
    //----------JUMPING_RIGHT_LeftShin----------
    
    beginShape();
        vertex(ch.rel_x + 25 - 5, ch.y + 77 - 17);
        vertex(ch.rel_x + 25 - 24, ch.y + 77 - 7);
        vertex(ch.rel_x + 25 - 5, ch.y + 77 - 10);
    endShape(CLOSE);
    
    //----------JUMPING_RIGHT_LeftFeet----------
    
    beginShape();
        vertex(ch.rel_x + 25 - 24, ch.y + 77 - 10);
        vertex(ch.rel_x + 25 - 24, ch.y + 77);
        vertex(ch.rel_x + 25 - 21, ch.y + 77);
        vertex(ch.rel_x + 25 - 21, ch.y + 77 - 10);
    endShape(CLOSE);
    
    //pop();
    
    
    
    //!---------JUMPING_RIGHT_CLOTHES----------
    
    //----------JUMPING_RIGHT_Chestpiece----------
    
    //push();
    stroke(0);
    strokeWeight(1);
    fill(ch.col_cloth_2);
    triangle(ch.rel_x + 25 - 15, ch.y + 77 - 57,
                ch.rel_x + 25 + 15, ch.y + 77 - 57,
                    ch.rel_x + 25, ch.y + 77 - 42);
    
    strokeWeight(1);
    stroke('Black');
    beginShape();
        vertex(ch.rel_x + 25 - 3, ch.y + 77 - 53);
        vertex(ch.rel_x + 25 + 3, ch.y + 77 - 53);
        vertex(ch.rel_x + 25, ch.y + 77 - 50);
        vertex(ch.rel_x + 25 - 4, ch.y + 77 - 50);
        vertex(ch.rel_x + 25 + 4, ch.y + 77 - 50);
        vertex(ch.rel_x + 25, ch.y + 77 - 50);
        vertex(ch.rel_x + 25, ch.y + 77 - 45)
        vertex(ch.rel_x + 25, ch.y + 77 - 50);
        vertex(ch.rel_x + 25 - 3, ch.y + 77 - 53);
    endShape();
    
    //pop();
    
    //----------JUMPING_RIGHT_Skirt----------
    
    //push();
    stroke(0);
    strokeWeight(1);
    fill(ch.col_cloth_1);
    
    beginShape();
        vertex(ch.rel_x + 25 - 7, ch.y + 77 - 32);
        vertex(ch.rel_x + 25 - 10, ch.y + 77 - 23);
        vertex(ch.rel_x + 25, ch.y + 77 - 32);
        vertex(ch.rel_x + 25 + 15, ch.y + 77 - 23);
        vertex(ch.rel_x + 25 + 7, ch.y + 77 - 32);
    endShape();
    
    fill(ch.col_cloth_2);
    triangle(ch.rel_x + 25 - 10, ch.y + 77 - 22,
                ch.rel_x + 25, ch.y + 77 - 32,
                    ch.rel_x + 25 + 15, ch.y + 77 - 23);
    
    //pop();
    
    //----------JUMPING_RIGHT_Belt-----------
    
    //push();
    stroke(0);
    strokeWeight(1);
    fill(ch.col_accessories);
    rect(ch.rel_x + 25 - 7, ch.y + 77 - 36, 14, 3);
    //pop();
    
    
    
    //!---------JUMPING_RIGHT_HEAD----------
    
    //----------JUMPING_RIGHT_Headress---------- 
    
    //push();
    fill(ch.col_cloth_1);
    stroke(0);
    strokeWeight(1);
    
    beginShape();
        vertex(ch.rel_x + 25 + 5, ch.y + 77 - 72);
        vertex(ch.rel_x + 25 + 5, ch.y + 77 - 54);
        vertex(ch.rel_x + 25 - 5, ch.y + 77 - 54);
        vertex(ch.rel_x + 25 - 5, ch.y + 77 - 57);
        vertex(ch.rel_x + 25 - 10, ch.y + 77 - 57);
        vertex(ch.rel_x + 25 - 10, ch.y + 77 - 67);
        vertex(ch.rel_x + 25 - 5, ch.y + 77 - 72);
    endShape(CLOSE);
    //pop();
    
    //push();
    stroke(ch.col_accessories);
    strokeWeight(1);
    line(ch.rel_x + 25 + 5, ch.y + 77 - 67, 
            ch.rel_x + 25 - 10 + 1, ch.y + 77 - 67);
    line(ch.rel_x + 25 + 5, ch.y + 77 - 67 + 2.5, 
            ch.rel_x + 25 - 10 + 1, ch.y + 77 - 67 + 2.5);
    line(ch.rel_x + 25 + 5, ch.y + 77 - 67 + 5, 
            ch.rel_x + 25 - 10 + 1, ch.y + 77 - 67 + 5);
    line(ch.rel_x + 25 + 5, ch.y + 77 - 67 + 7.5, 
            ch.rel_x + 25 - 10 + 1, ch.y + 77 - 67 + 7.5);
    line(ch.rel_x + 25 + 4, ch.y + 77 - 67 + 10, 
            ch.rel_x + 25 - 5, ch.y + 77 - 67 + 10);
    //pop();
    

    //----------JUMPING_RIGHT_Emblem----------
    //push();
    fill(ch.col_accessories);
    stroke(0);
    strokeWeight(0.5);
        
    rect(ch.rel_x + 25 + 5 + 1, ch.y + 77 - 67 - 2 - 2, 1, 3);
    
    //----------JUMPING_RIGHT_Crown----------
    
    beginShape();
        vertex(ch.rel_x + 25 + 5 + 2, ch.y + 77 - 67 - 2);
        vertex(ch.rel_x + 25 + 5 + 1, ch.y + 77 - 67);
        vertex(ch.rel_x + 25 + 5, ch.y + 77 - 67);
        vertex(ch.rel_x + 25 + 5, ch.y + 77 - 67 - 2);
    endShape(CLOSE);
    


    //----------JUMPING_RIGHT_Face----------
    
    //push();
    fill(ch.col_skin);
    stroke(0);
    strokeWeight(0.5);
    
    beginShape();
        vertex(ch.rel_x + 25 + 5 , ch.y + 77 - 67);
        bezierVertex(ch.rel_x + 25 + 5 + 3, ch.y + 77 - 67,
                        ch.rel_x + 25 + 5 + 3, ch.y + 77 - 57,
                            ch.rel_x + 25 + 5 + 3, ch.y + 77 - 62);
        bezierVertex(ch.rel_x + 25 + 5 + 3, ch.y + 77 - 67,
                        ch.rel_x + 25 + 5 + 3, ch.y + 77 - 57,
                            ch.rel_x + 25 + 5 + 3, ch.y + 77 - 60);
        vertex(ch.rel_x + 25 + 5, ch.y + 77 - 57);

    endShape(CLOSE);
    
    //----------JUMPING_RIGHT_Eyes----------
    
    line(ch.rel_x + 25 + 5 +  2, ch.y + 77 - 67 + 2.5, 
            ch.rel_x + 25 + 5 + 1, ch.y + 77 - 67 + 2.5);
    line(ch.rel_x + 25 + 5 +  1, ch.y + 77 - 67 + 2.5, 
            ch.rel_x + 25 + 5 + 1, ch.y + 77 - 67 + 3);
    
    //----------JUMPING_RIGHT_Nouse + Mouth----------
    
    ellipse(ch.rel_x + 25 + 5 + 2, ch.y + 77 - 60, 2,1);

    //----------JUMPING_RIGHT_Beard----------
    
    strokeWeight(0.5);
    line(ch.rel_x + 25 + 5 + 2, ch.y + 77 - 60,
            ch.rel_x + 25 + 5 + 2, ch.y + 77 - 56);

    
    
//---------------------------------------------------------------------------------------------------JUMPING_RIGHT_END
}

                                        //---Jumping_Left---
    
    else if ((isLeft) && (!intersection_down(character, platforms, ver_speed).isIntersecting)) 
{
    
//--------------------------------------------------------------------------------------------------JUMPING_LEFT_START
    
    //!---------JUMPING_LEFT_TORSO----------
    
    //push();
    fill(ch.col_skin);
    stroke(0);
    strokeWeight(1);
    
    beginShape();
        vertex(ch.rel_x + 25 - 10, ch.y + 77 - 57);
        vertex(ch.rel_x + 25 - 10, ch.y + 77 - 52);
        vertex(ch.rel_x + 25 - 7, ch.y + 77 - 32);
        vertex(ch.rel_x + 25 + 7, ch.y + 77 - 32);
        vertex(ch.rel_x + 25 + 10, ch.y + 77 - 52);
        vertex(ch.rel_x + 25 + 10, ch.y + 77 - 57); 
    endShape(CLOSE); 
    //pop();
    
    
    
    //!--------JUMPING_LEFT_HANDS---------
    
    //----------JUMPING_LEFT_LeftHand----------
    
    //push();
    fill(ch.col_skin);
    stroke(0);
    strokeWeight(1);
    
    beginShape();
        vertex(ch.rel_x + 25 - 10, ch.y + 77 - 57);
        vertex(ch.rel_x + 25 - 10, ch.y + 77 - 52);
        vertex(ch.rel_x + 25 - 20, ch.y + 77 - 52);
        vertex(ch.rel_x + 25 - 15, ch.y + 77 - 57);
    endShape(CLOSE);
    
    beginShape();
        vertex(ch.rel_x + 25 - 20, ch.y + 77 - 72);
        vertex(ch.rel_x + 25 - 15, ch.y + 77 - 57);
        vertex(ch.rel_x + 25 - 20, ch.y + 77 - 52);
    endShape(CLOSE);
    
    beginShape();
        vertex(ch.rel_x + 25 - 17, ch.y + 77 - 74);
        vertex(ch.rel_x + 25 - 20, ch.y + 77 - 72);
        vertex(ch.rel_x + 25 - 24, ch.y + 77 - 77);
    endShape(CLOSE);
    
    //----------JUMPING_LEFT_RightHand----------
    
    beginShape();
        vertex(ch.rel_x + 25 + 10, ch.y + 77 - 57);
        vertex(ch.rel_x + 25 + 10, ch.y + 77 - 52);
        vertex(ch.rel_x + 25 + 20, ch.y + 77 - 52);
        vertex(ch.rel_x + 25 + 25, ch.y + 77 - 57);
    endShape(CLOSE);
    
    beginShape();
        vertex(ch.rel_x + 25 + 20, ch.y + 77 - 57);
        vertex(ch.rel_x + 25 + 15, ch.y + 77 - 43);
        vertex(ch.rel_x + 25 + 25, ch.y + 77 - 57);
    endShape(CLOSE);
    
    beginShape();
        vertex(ch.rel_x + 25 + 15, ch.y + 77 - 42);
        vertex(ch.rel_x + 25 + 24, ch.y + 77 - 42);
        vertex(ch.rel_x + 25 + 24, ch.y + 77 - 43);
        vertex(ch.rel_x + 25 + 15, ch.y + 77 - 43);
    endShape(CLOSE);
    
    //pop();
    
    
    
    //!---------JUMPING_LEFT_LEGS----------
    
    //----------JUMPING_LEFT_LeftThigh----------
    
    //push();
    fill(ch.col_skin);
    stroke(0);
    strokeWeight(1);
    
    beginShape();
        vertex(ch.rel_x + 25 + 7, ch.y + 77 - 32);
        vertex(ch.rel_x + 25, ch.y + 77 - 25);
        vertex(ch.rel_x + 25 - 24, ch.y + 77 - 10);
        vertex(ch.rel_x + 25 - 7, ch.y + 77 - 32);
    endShape(CLOSE);
    
    
    //----------JUMPING_LEFT_LeftFeet----------
    
    beginShape();
        vertex(ch.rel_x + 25 - 22, ch.y + 77 - 8);
        vertex(ch.rel_x + 25 - 24, ch.y + 77 - 8);
        vertex(ch.rel_x + 25 - 24, ch.y + 77 - 18);
        vertex(ch.rel_x + 25 - 22, ch.y + 77 - 18);
    endShape(CLOSE);
    
    //----------JUMPING_LEFT_RightThigh----------
    
    beginShape();
        vertex(ch.rel_x + 25 + 7, ch.y + 77 - 32);
        vertex(ch.rel_x + 25 + 10, ch.y + 77 - 12);
        vertex(ch.rel_x + 25 - 5, ch.y + 77 - 32);
    endShape(CLOSE);
    
    //----------JUMPING_LEFT_RightShin----------
    
    beginShape();
        vertex(ch.rel_x + 25 + 5, ch.y + 77 - 17);
        vertex(ch.rel_x + 25 + 24, ch.y + 77 - 7);
        vertex(ch.rel_x + 25 + 5, ch.y + 77 - 10);
    endShape(CLOSE);
    
    //----------JUMPING_LEFT_RightFeet----------
    
    beginShape();
        vertex(ch.rel_x + 25 + 24, ch.y + 77 - 10);
        vertex(ch.rel_x + 25 + 24, ch.y + 77);
        vertex(ch.rel_x + 25 + 21, ch.y + 77);
        vertex(ch.rel_x + 25 + 21, ch.y + 77 - 10);
    endShape(CLOSE);
    
    //pop();
    
    
    
    //!---------JUMPING_LEFT_CLOTHES----------
    
    //----------JUMPING_LEFT_Chestpiece----------
    
    //push();
    stroke(0);
    strokeWeight(1);
    fill(ch.col_cloth_2);
    triangle(ch.rel_x + 25 - 15, ch.y + 77 - 57,
                ch.rel_x + 25 + 15, ch.y + 77 - 57,
                    ch.rel_x + 25, ch.y + 77 - 42);
    
    strokeWeight(1);
    stroke('Black');
    beginShape();
        vertex(ch.rel_x + 25 - 3, ch.y + 77 - 53);
        vertex(ch.rel_x + 25 + 3, ch.y + 77 - 53);
        vertex(ch.rel_x + 25, ch.y + 77 - 50);
        vertex(ch.rel_x + 25 - 4, ch.y + 77 - 50);
        vertex(ch.rel_x + 25 + 4, ch.y + 77 - 50);
        vertex(ch.rel_x + 25, ch.y + 77 - 50);
        vertex(ch.rel_x + 25, ch.y + 77 - 45)
        vertex(ch.rel_x + 25, ch.y + 77 - 50);
        vertex(ch.rel_x + 25 - 3, ch.y + 77 - 53);
    endShape();
    
    //pop();
    
    //----------JUMPING_LEFT_Skirt----------
    
    //push();
    stroke(0);
    strokeWeight(1);
    fill(ch.col_cloth_1);
    
    beginShape();
        vertex(ch.rel_x + 25 - 7, ch.y + 77 - 32);
        vertex(ch.rel_x + 25 - 15, ch.y + 77 - 23);
        vertex(ch.rel_x + 25, ch.y + 77 - 32);
        vertex(ch.rel_x + 25 + 10, ch.y + 77 - 23);
        vertex(ch.rel_x + 25 + 7, ch.y + 77 - 32);
    endShape();
    
    fill(ch.col_cloth_2);
    triangle(ch.rel_x + 25 - 15, ch.y + 77 - 22,
                ch.rel_x + 25, ch.y + 77 - 32,
                    ch.rel_x + 25 + 10, ch.y + 77 - 23);
    
    //pop();
    
    //----------JUMPING_LEFT_Belt-----------
    
    //push();
    stroke(0);
    strokeWeight(1);
    fill(ch.col_accessories);
    rect(ch.rel_x + 25 - 7, ch.y + 77 - 36, 14, 3);
    //pop();
    
    
    
    //!---------JUMPING_LEFT_HEAD----------
    
    //----------JUMPING_LEFT_Headress---------- 
    
    //push();
    fill(ch.col_cloth_1);
    stroke(0);
    strokeWeight(1);
    
    beginShape();
        vertex(ch.rel_x + 25 - 5, ch.y + 77 - 72);
        vertex(ch.rel_x + 25 - 5, ch.y + 77 - 54);
        vertex(ch.rel_x + 25 + 5, ch.y + 77 - 54);
        vertex(ch.rel_x + 25 + 5, ch.y + 77 - 57);
        vertex(ch.rel_x + 25 + 10, ch.y + 77 - 57);
        vertex(ch.rel_x + 25 + 10, ch.y + 77 - 67);
        vertex(ch.rel_x + 25 + 5, ch.y + 77 - 72);
    endShape(CLOSE);
    //pop();
    
    //push();
    stroke(ch.col_accessories);
    strokeWeight(1);
    line(ch.rel_x + 25 - 5, ch.y + 77 - 67, 
            ch.rel_x + 25 + 10 - 1, ch.y + 77 - 67);
    line(ch.rel_x + 25 - 5, ch.y + 77 - 67 + 2.5, 
            ch.rel_x + 25 + 10 - 1, ch.y + 77 - 67 + 2.5);
    line(ch.rel_x + 25 - 5, ch.y + 77 - 67 + 5, 
            ch.rel_x + 25 + 10 - 1, ch.y + 77 - 67 + 5);
    line(ch.rel_x + 25 - 5, ch.y + 77 - 67 + 7.5, 
            ch.rel_x + 25 + 10 - 1, ch.y + 77 - 67 + 7.5);
    line(ch.rel_x + 25 - 5, ch.y + 77 - 67 + 10, 
            ch.rel_x + 25 + 5 - 1, ch.y + 77 - 67 + 10);
    //pop();
    

    //----------JUMPING_LEFT_Emblem----------
    //push();
    fill(ch.col_accessories);
    stroke(0);
    strokeWeight(0.5);
        
    rect(ch.rel_x + 25 - 5 - 2, ch.y + 77 - 67 - 2 - 2, 1, 3);
    
    //----------JUMPING_LEFT_Crown----------
    
    beginShape();
        vertex(ch.rel_x + 25 - 5 - 2, ch.y + 77 - 67 - 2);
        vertex(ch.rel_x + 25 - 5 - 1, ch.y + 77 - 67);
        vertex(ch.rel_x + 25 - 5, ch.y + 77 - 67);
        vertex(ch.rel_x + 25 - 5, ch.y + 77 - 67 - 2);
    endShape(CLOSE);
    


    //----------JUMPING_LEFT_Face----------
    
    //push();
    fill(ch.col_skin);
    stroke(0);
    strokeWeight(0.5);
    
    beginShape();
        vertex(ch.rel_x + 25 - 5 , ch.y + 77 - 67);
        bezierVertex(ch.rel_x + 25 - 5 - 3, ch.y + 77 - 67,
                        ch.rel_x + 25 - 5 - 3, ch.y + 77 - 57,
                            ch.rel_x + 25 - 5 - 3, ch.y + 77 - 62);
        bezierVertex(ch.rel_x + 25 - 5 - 3, ch.y + 77 - 67,
                        ch.rel_x + 25 - 5 - 3, ch.y + 77 - 57,
                            ch.rel_x + 25 - 5 - 3, ch.y + 77 - 60);
        vertex(ch.rel_x + 25 - 5, ch.y + 77 - 57);

    endShape(CLOSE);
    
    //----------JUMPING_LEFT_Eyes----------
    
    line(ch.rel_x + 25 - 5 -  2, ch.y + 77 - 67 + 2.5, 
            ch.rel_x + 25 - 5 - 1, ch.y + 77 - 67 + 2.5);
    line(ch.rel_x + 25 - 5 -  1, ch.y + 77 - 67 + 2.5, 
            ch.rel_x + 25 - 5 - 1, ch.y + 77 - 67 + 3);
    
    //----------JUMPING_LEFT_Nouse + Mouth----------
    
    ellipse(ch.rel_x + 25 - 5 - 2, ch.y + 77 - 60, 2,1);


    //----------JUMPING_LEFT_Beard----------
    
    strokeWeight(0.5);
    line(ch.rel_x + 25 - 5 - 2, ch.y + 77 - 60,
            ch.rel_x + 25 - 5 - 2, ch.y + 77 - 56);

    
//----------------------------------------------------------------------------------------------------JUMPING_LEFT_END   
}

                                        //---Neutral_Jump---
    
else if ((!isRight) && (!isLeft) && (!intersection_down(character, platforms, ver_speed).isIntersecting))    
{
    
//----------------------------------------------------------------------------------------------------JUMP_FRONT_START
    
    //!---------JUMP_FRONT_TORSO----------
    
    //push();
    fill(ch.col_skin);
    stroke(0);
    strokeWeight(1);
    
    beginShape();
        vertex(ch.rel_x + 25 - 10, ch.y + 77 - 57);
        vertex(ch.rel_x + 25 - 10, ch.y + 77 - 52);
        vertex(ch.rel_x + 25 - 7, ch.y + 77 - 32);
        vertex(ch.rel_x + 25 + 7, ch.y + 77 - 32);
        vertex(ch.rel_x + 25 + 10, ch.y + 77 - 52);
        vertex(ch.rel_x + 25 + 10, ch.y + 77 - 57); 
    endShape(CLOSE); 
    //pop();
    
    
    
    //!--------JUMP_FRONT_HANDS---------
    
    //----------JUMP_FRONT_LeftHand----------
    
    //push();
    fill(ch.col_skin);
    stroke(0);
    strokeWeight(1);
    
    beginShape();
        vertex(ch.rel_x + 25 - 10, ch.y + 77 - 57);
        vertex(ch.rel_x + 25 - 10, ch.y + 77 - 50);
        vertex(ch.rel_x + 25 - 21, ch.y + 77 - 62);
        vertex(ch.rel_x + 25 - 16, ch.y + 77 - 72);
        vertex(ch.rel_x + 25 - 18, ch.y + 77 - 75);
        vertex(ch.rel_x + 25 - 16, ch.y + 77 - 74);
        vertex(ch.rel_x + 25 - 14, ch.y + 77 - 73);
        vertex(ch.rel_x + 25 - 15, ch.y + 77 - 72);
        vertex(ch.rel_x + 25 - 16, ch.y + 77 - 62);
    endShape(CLOSE);
    
    //----------JUMP_FRONT_RightHand----------
    
    beginShape();
        vertex(ch.rel_x + 25 + 10, ch.y + 77 - 57);
        vertex(ch.rel_x + 25 + 10, ch.y + 77 - 50);
        vertex(ch.rel_x + 25 + 21, ch.y + 77 - 62);
        vertex(ch.rel_x + 25 + 16, ch.y + 77 - 72);
        vertex(ch.rel_x + 25 + 18, ch.y + 77 - 75);
        vertex(ch.rel_x + 25 + 16, ch.y + 77 - 74);
        vertex(ch.rel_x + 25 + 14, ch.y + 77 - 73);
        vertex(ch.rel_x + 25 + 15, ch.y + 77 - 72);
        vertex(ch.rel_x + 25 + 16, ch.y + 77 - 62);
    endShape(CLOSE);
    
    //pop();
    
    
    
    //!---------JUMP_FRONT_LEGS----------
    
    //----------JUMP_FRONT_LeftThigh----------
    
    //push();
    fill(ch.col_skin);
    stroke(0);
    strokeWeight(1);
    
    beginShape();
        vertex(ch.rel_x + 25 - 5, ch.y + 77 - 32);
        vertex(ch.rel_x + 25 - 20, ch.y + 77 - 22);
        vertex(ch.rel_x + 25 - 13, ch.y + 77 - 22);
        vertex(ch.rel_x + 25, ch.y + 77 - 32);
    endShape(CLOSE);
    
    //----------JUMP_FRONT_LeftShin----------
    
    beginShape();
        vertex(ch.rel_x + 25 - 20, ch.y + 77 - 22);
        vertex(ch.rel_x + 25 - 10, ch.y + 77 - 12);
        vertex(ch.rel_x + 25 - 15, ch.y + 77 - 7);
        vertex(ch.rel_x + 25 - 5, ch.y + 77 - 10);
        vertex(ch.rel_x + 25 - 13, ch.y + 77 - 22);
    endShape(CLOSE);
    
    //----------JUMP_FRONT_LeftFeet----------
    
    beginShape();
        vertex(ch.rel_x + 25 - 10, ch.y + 77 - 12);
        vertex(ch.rel_x + 25 - 15, ch.y + 77 - 7);
        vertex(ch.rel_x + 25 - 5, ch.y + 77 - 10);
    endShape(CLOSE);
    
    //----------JUMP_FRONT_RightThigh----------
       
    //push();
    fill(ch.col_skin);
    stroke(0);
    strokeWeight(1);
    
    beginShape();
        vertex(ch.rel_x + 25 + 5, ch.y + 77 - 32);
        vertex(ch.rel_x + 25 + 20, ch.y + 77 - 22);
        vertex(ch.rel_x + 25 + 13, ch.y + 77 - 22);
        vertex(ch.rel_x + 25, ch.y + 77 - 32);
    endShape(CLOSE);
    
    //----------JUMP_FRONT_LeftShin----------
    
    beginShape();
        vertex(ch.rel_x + 25 + 20, ch.y + 77 - 22);
        vertex(ch.rel_x + 25 + 10, ch.y + 77 - 12);
        vertex(ch.rel_x + 25 + 15, ch.y + 77 - 7);
        vertex(ch.rel_x + 25 + 5, ch.y + 77 - 10);
        vertex(ch.rel_x + 25 + 13, ch.y + 77 - 22);
    endShape(CLOSE);
    
    //----------JUMP_FRONT_LeftFeet----------
    
    beginShape();
        vertex(ch.rel_x + 25 + 10, ch.y + 77 - 12);
        vertex(ch.rel_x + 25 + 15, ch.y + 77 - 7);
        vertex(ch.rel_x + 25 + 5, ch.y + 77 - 10);
    endShape(CLOSE);
    
    //pop();
    
    
    
    //!---------JUMP_FRONT_CLOTHES----------
    
    //----------JUMP_FRONT_Chestpiece----------
    
    //push();
    stroke(0);
    strokeWeight(1);
    fill(ch.col_cloth_2);

    beginShape();
        vertex(ch.rel_x + 25 - 15, ch.y + 77 - 62);
        vertex(ch.rel_x + 25, ch.y + 77 - 45);
        vertex(ch.rel_x + 25 + 15, ch.y + 77 - 62);
    endShape(CLOSE);
    
    strokeWeight(1);
    stroke('Black');
    beginShape();
        vertex(ch.rel_x + 25 - 3, ch.y + 77 - 53 - 2);
        vertex(ch.rel_x + 25 + 3, ch.y + 77 - 53 - 2);
        vertex(ch.rel_x + 25, ch.y + 77 - 50 - 2);
        vertex(ch.rel_x + 25 - 3, ch.y + 77 - 50 - 2);
        vertex(ch.rel_x + 25 + 3, ch.y + 77 - 50 - 2);
        vertex(ch.rel_x + 25, ch.y + 77 - 50 - 2);
        vertex(ch.rel_x + 25, ch.y + 77 - 45 - 4)
        vertex(ch.rel_x + 25, ch.y + 77 - 50 - 2);
        vertex(ch.rel_x + 25 - 3, ch.y + 77 - 53 - 2);
    endShape();
    
    //pop();
    
    //----------JUMP_FRONT_Skirt----------
    
    //push();
    stroke(0);
    strokeWeight(1);
    fill(ch.col_cloth_1);
    
    beginShape();
        vertex(ch.rel_x + 25 - 7, ch.y + 77 - 32);
        vertex(ch.rel_x + 25 - 20, ch.y + 77 - 25);
        vertex(ch.rel_x + 25 - 10, ch.y + 77 - 25);
        vertex(ch.rel_x + 25, ch.y + 77 - 32);
        vertex(ch.rel_x + 25 + 10, ch.y + 77 - 25);
        vertex(ch.rel_x + 25 + 20, ch.y + 77 - 25);
        vertex(ch.rel_x + 25 + 7, ch.y + 77 - 32);
    endShape();
    
    fill(ch.col_cloth_2);
    triangle(ch.rel_x + 25 - 10, ch.y + 77 - 25,
                ch.rel_x + 25, ch.y + 77 - 32,
                    ch.rel_x + 25 + 10, ch.y + 77 - 25);
    
    //pop();
    
    //----------JUMP_FRONT_Belt-----------
    
    //push();
    stroke(0);
    strokeWeight(1);
    fill(ch.col_accessories);
    rect(ch.rel_x + 25 - 7, ch.y + 77 - 36, 14, 3);
    //pop();
    
    
    
    //!---------JUMP_FRONT_HEAD----------
    
    //----------JUMP_FRONT_Headress---------- 
    
    //push();
    fill(ch.col_cloth_1);
    stroke(0);
    strokeWeight(1);
    
    beginShape();
        vertex(ch.rel_x + 25 - 5, ch.y + 77 - 72);
        vertex(ch.rel_x + 25 - 10, ch.y + 77 - 67);
        vertex(ch.rel_x + 25 - 10, ch.y + 77 - 57);
        vertex(ch.rel_x + 25 - 10 + 2, ch.y + 77 - 52);
        vertex(ch.rel_x + 25 - 5 + 1, ch.y + 77 - 52);
        vertex(ch.rel_x + 25 - 5 + 1, ch.y + 77 - 57);
        vertex(ch.rel_x + 25 - 5 + 1, ch.y + 77 - 67);
        vertex(ch.rel_x + 25 - 5 + 1 - 1, ch.y + 77 - 67 - 2);
        vertex(ch.rel_x + 25 + 5 - 1 + 1, ch.y + 77 - 67 - 2);
        vertex(ch.rel_x + 25 + 5 - 1, ch.y + 77 - 67);
        vertex(ch.rel_x + 25 + 5 - 1, ch.y + 77 - 57);
        vertex(ch.rel_x + 25 + 5 - 1, ch.y + 77 - 52);
        vertex(ch.rel_x + 25 + 10 - 2, ch.y + 77 - 52);
        vertex(ch.rel_x + 25 + 10, ch.y + 77 - 57);
        vertex(ch.rel_x + 25 + 10, ch.y + 77 - 67);
        vertex(ch.rel_x + 25 + 5, ch.y + 77 - 72);
    endShape(CLOSE);
    //pop();
    
    //push();
    stroke(ch.col_accessories);
    strokeWeight(1);
    line(ch.rel_x + 25 - 10, ch.y + 77 - 67, 
            ch.rel_x + 25 - 5, ch.y + 77 - 67);
    line(ch.rel_x + 25 - 10, ch.y + 77 - 67 + 2.5, 
            ch.rel_x + 25 - 5, ch.y + 77 - 67 + 2.5);
    line(ch.rel_x + 25 - 10, ch.y + 77 - 67 + 5, 
            ch.rel_x + 25 - 5, ch.y + 77 - 67 + 5);
    line(ch.rel_x + 25 - 10, ch.y + 77 - 67 + 7.5, 
            ch.rel_x + 25 - 5, ch.y + 77 - 67 + 7.5);
    line(ch.rel_x + 25 - 10, ch.y + 77 - 67 + 10, 
            ch.rel_x + 25 - 5, ch.y + 77 - 67 + 10);
    
    line(ch.rel_x + 25 + 10 - 1, ch.y + 77 - 67, 
            ch.rel_x + 25 + 5 - 1, ch.y + 77 - 67);
    line(ch.rel_x + 25 + 10 - 1, ch.y + 77 - 67 + 2.5, 
            ch.rel_x + 25 + 5 - 1, ch.y + 77 - 67 + 2.5);
    line(ch.rel_x + 25 + 10 - 1, ch.y + 77 - 67 + 5, 
            ch.rel_x + 25 + 5 - 1, ch.y + 77 - 67 + 5);
    line(ch.rel_x + 25 + 10 - 1, ch.y + 77 - 67 + 7.5, 
            ch.rel_x + 25 + 5 - 1, ch.y + 77 - 67 + 7.5);
    line(ch.rel_x + 25 + 10 - 1, ch.y + 77 - 67 + 10, 
            ch.rel_x + 25 + 5 - 1, ch.y + 77 - 67 + 10);
    //pop();
    
    //----------JUMP_FRONT_Backside (darker tone)----------
    
    fill(ch.col_cloth_1);
    strokeWeight(1);
    beginShape();
        vertex(ch.rel_x + 25 - 5 + 1, ch.y + 77 - 57);
        vertex(ch.rel_x + 25 - 5 + 1, ch.y + 77 - 62);
        vertex(ch.rel_x + 25, ch.y + 77 - 57);
        vertex(ch.rel_x + 25 + 5 - 1, ch.y + 77 - 62);
        vertex(ch.rel_x + 25 + 5 - 1, ch.y + 77 - 57); 
    endShape(CLOSE);
    
    //----------JUMP_FRONT_Crown----------
    
    //push();
    fill(ch.col_accessories);
    stroke(0);
    strokeWeight(0.5);
    
    beginShape();
        vertex(ch.rel_x + 25 - 5 + 1 - 1, ch.y + 77 - 67 - 2);
        vertex(ch.rel_x + 25 - 5 + 1, ch.y + 77 - 67);
        vertex(ch.rel_x + 25 + 5 - 1, ch.y + 77 - 67);
        vertex(ch.rel_x + 25 + 5 - 1 + 1, ch.y + 77 - 67 - 2);
    endShape(CLOSE);
    
    //----------JUMP_FRONT_Emblem----------
    
    rect(ch.rel_x + 25-1, ch.y + 77 - 67 - 2 - 2, 2, 3);
    

    
    //----------JUMP_FRONT_Face----------
    
    //push();
    fill(ch.col_skin);
    stroke(0);
    strokeWeight(0.5);
    
    beginShape();
        vertex(ch.rel_x + 25 - 5 + 1, ch.y + 77 - 67);
        vertex(ch.rel_x + 25 - 5 + 1, ch.y + 77 - 62);
        vertex(ch.rel_x + 25, ch.y + 77 - 57);
        vertex(ch.rel_x + 25 + 5 - 1, ch.y + 77 - 62);
        vertex(ch.rel_x + 25 + 5 - 1, ch.y + 77 - 67);
    endShape(CLOSE);
    
    //----------JUMP_FRONT_Eyes----------
    
    line(ch.rel_x + 25 - 3, ch.y + 77 - 67 + 2.5, 
            ch.rel_x + 25 - 1, ch.y + 77 - 67 + 2.5);
    
    line(ch.rel_x + 25 - 2, ch.y + 77 - 67 + 2.5, 
            ch.rel_x + 25 - 2, ch.y + 77 - 67 + 3);
    
    line(ch.rel_x + 25 + 3, ch.y + 77 - 67 + 2.5, 
            ch.rel_x + 25, ch.y + 77 - 67 + 2.5);
    
    line(ch.rel_x + 25 + 2, ch.y + 77 - 67 + 2.5, 
            ch.rel_x + 25 + 2, ch.y + 77 - 67 + 3);
    
    
    //----------JUMP_FRONT_Nouse + Mouth----------
    
    line(ch.rel_x + 25, ch.y + 77 - 67 + 2.5, 
            ch.rel_x + 25, ch.y + 77 - 62);
    ellipse(ch.rel_x + 25, ch.y + 77 - 60, 3, 1);

    //----------JUMP_FRONT_Beard----------
    
    strokeWeight(0.5);
    line(ch.rel_x + 25, ch.y + 77 - 58,
            ch.rel_x + 25, ch.y + 77 - 56);

    
//------------------------------------------------------------------------------------------------------JUMP_FRONT_END
}
    
                                        //---Standing_Still---    
else
{
    
//---------------------------------------------------------------------------------------------------STAND_FRONT_START
    
    //!---------STAND_FRONT_TORSO----------
    
    //push();
    fill(ch.col_skin);
    stroke(0);
    strokeWeight(1);
    
    beginShape();
        vertex(ch.rel_x + 25 - 10, ch.y + 77 - 57);
        vertex(ch.rel_x + 25 - 10, ch.y + 77 - 52);
        vertex(ch.rel_x + 25 - 7, ch.y + 77 - 32);
        vertex(ch.rel_x + 25 + 7, ch.y + 77 - 32);
        vertex(ch.rel_x + 25 + 10, ch.y + 77 - 52);
        vertex(ch.rel_x + 25 + 10, ch.y + 77 - 57); 
    endShape(CLOSE); 
    //pop();
    
    
    
    //!--------STAND_FRONT_HANDS---------
    
    //----------STAND_FRONT_LeftHand----------
    
    //push();
    fill(ch.col_skin);
    stroke(0);
    strokeWeight(1);
    
    beginShape();
        vertex(ch.rel_x + 25 - 10, ch.y + 77 - 57);
        vertex(ch.rel_x + 25 - 10, ch.y + 77 - 37);
        vertex(ch.rel_x + 25 - 10 - 1.5, ch.y + 77 - 37 + 2.5);
        vertex(ch.rel_x + 25 - 10, ch.y + 77 - 37 + 5);
        vertex(ch.rel_x + 25 - 10 - 1, ch.y + 77 - 27);
        vertex(ch.rel_x + 25 - 15 + 1, ch.y + 77 - 27);
        vertex(ch.rel_x + 25 - 15, ch.y + 77 - 37 + 5);
        vertex(ch.rel_x + 25 - 15 - 1.5, ch.y + 77 - 37 + 5);
        vertex(ch.rel_x + 25 - 15 + 2, ch.y + 77 - 37 + 2.5);
        vertex(ch.rel_x + 25 - 15, ch.y + 77 - 37);
        vertex(ch.rel_x + 25 - 15, ch.y + 77 - 52);
    endShape(CLOSE);
    
    //----------STAND_FRONT_RightHand----------
    
    beginShape();
        vertex(ch.rel_x + 25 + 10, ch.y + 77 - 57);
        vertex(ch.rel_x + 25 + 10, ch.y + 77 - 37);
        vertex(ch.rel_x + 25 + 10 + 1.5, ch.y + 77 - 37 + 2.5);
        vertex(ch.rel_x + 25 + 10, ch.y + 77 - 37 + 5);
        vertex(ch.rel_x + 25 + 10 + 1, ch.y + 77 - 27);
        vertex(ch.rel_x + 25 + 15 - 1, ch.y + 77 - 27);
        vertex(ch.rel_x + 25 + 15, ch.y + 77 - 37 + 5);
        vertex(ch.rel_x + 25 + 15 + 1.5, ch.y + 77 - 37 + 5);
        vertex(ch.rel_x + 25 + 15 - 2, ch.y + 77 - 37 + 2.5);
        vertex(ch.rel_x + 25 + 15, ch.y + 77 - 37);
        vertex(ch.rel_x + 25 + 15, ch.y + 77 - 52);
    endShape(CLOSE);
    
    //pop();
    
    
    
    //!---------STAND_FRONT_LEGS----------
    
    //----------STAND_FRONT_LeftThigh----------
    
    //push();
    fill(ch.col_skin);
    stroke(0);
    strokeWeight(1);
    
    beginShape();
        vertex(ch.rel_x + 25 - 5, ch.y + 77 - 32);
        vertex(ch.rel_x + 25 - 10, ch.y + 77 - 12);
        vertex(ch.rel_x + 25 - 5, ch.y + 77 - 17);
        vertex(ch.rel_x + 25, ch.y + 77 - 32);
    endShape(CLOSE);
    
    //----------STAND_FRONT_LeftShin----------
    
    beginShape();
        vertex(ch.rel_x + 25 - 11, ch.y + 77 - 17);
        vertex(ch.rel_x + 25 - 11 + 5, ch.y + 77 - 17 + 5);
        vertex(ch.rel_x + 25 - 13 + 1.5, ch.y + 77);
        vertex(ch.rel_x + 25 - 13, ch.y + 77);
    endShape(CLOSE);
    
    //----------STAND_FRONT_LeftFeet----------
    
    rect(ch.rel_x + 2, ch.y + 77, 12, 3);
    
    //----------STAND_FRONT_RightThigh----------
    
    beginShape();
        vertex(ch.rel_x + 25 + 5, ch.y + 77 - 32);
        vertex(ch.rel_x + 25 + 10, ch.y + 77 - 12);
        vertex(ch.rel_x + 25 + 5, ch.y + 77 - 17);
        vertex(ch.rel_x + 25, ch.y + 77 - 32);
    endShape(CLOSE);
    
    //----------STAND_FRONT_RightShin----------
    
    beginShape();
        vertex(ch.rel_x + 25 + 11, ch.y + 77 - 17);
        vertex(ch.rel_x + 25 + 11 - 5, ch.y + 77 - 17 + 5);
        vertex(ch.rel_x + 25 + 13 - 1.5, ch.y + 77);
        vertex(ch.rel_x + 25 + 13, ch.y + 77);
    endShape(CLOSE);
    
    //----------STAND_FRONT_RightFeet----------
    
    rect(ch.rel_x + 25 + 14 - 3, ch.y + 77, 12, 3);
    
    //pop();
    
    
    
    //!---------STAND_FRONT_CLOTHES----------
    
    //----------STAND_FRONT_Chestpiece----------
    
    //push();
    stroke(0);
    strokeWeight(1);
    fill(ch.col_cloth_2);
    triangle(ch.rel_x + 25 - 15, ch.y + 77 - 57,
                ch.rel_x + 25 + 15, ch.y + 77 - 57,
                    ch.rel_x + 25, ch.y + 77 - 42);
    
    strokeWeight(1);
    stroke('Black');
    beginShape();
        vertex(ch.rel_x + 25 - 3, ch.y + 77 - 53);
        vertex(ch.rel_x + 25 + 3, ch.y + 77 - 53);
        vertex(ch.rel_x + 25, ch.y + 77 - 50);
        vertex(ch.rel_x + 25 - 4, ch.y + 77 - 50);
        vertex(ch.rel_x + 25 + 4, ch.y + 77 - 50);
        vertex(ch.rel_x + 25, ch.y + 77 - 50);
        vertex(ch.rel_x + 25, ch.y + 77 - 45)
        vertex(ch.rel_x + 25, ch.y + 77 - 50);
        vertex(ch.rel_x + 25 - 3, ch.y + 77 - 53);
    endShape();
    
    //pop();
    
    //----------STAND_FRONT_Skirt----------
    
    //push();
    stroke(0);
    strokeWeight(1);
    fill(ch.col_cloth_1);
    
    beginShape();
        vertex(ch.rel_x + 25 - 7, ch.y + 77 - 32);
        vertex(ch.rel_x + 25 - 10, ch.y + 77 - 17);
        vertex(ch.rel_x + 25, ch.y + 77 - 32);
        vertex(ch.rel_x + 25 + 10, ch.y + 77 - 17);
        vertex(ch.rel_x + 25 + 7, ch.y + 77 - 32);
    endShape();
    
    fill(ch.col_cloth_2);
    triangle(ch.rel_x + 25 - 10, ch.y + 77 - 17,
                ch.rel_x + 25, ch.y + 77 - 32,
                    ch.rel_x + 25 + 10, ch.y + 77 - 17);
    
    //pop();
    
    //----------STAND_FRONT_Belt-----------
    
    //push();
    stroke(0);
    strokeWeight(1);
    fill(ch.col_accessories);
    rect(ch.rel_x + 25 - 7, ch.y + 77 - 36, 14, 3);
    //pop();
    
    
    
    //!---------STAND_FRONT_HEAD----------
    
    //----------STAND_FRONT_Headress---------- 
    
    //push();
    fill(ch.col_cloth_1);
    stroke(0);
    strokeWeight(1);
    
    beginShape();
        vertex(ch.rel_x + 25 - 5, ch.y + 77 - 72);
        vertex(ch.rel_x + 25 - 10, ch.y + 77 - 67);
        vertex(ch.rel_x + 25 - 10, ch.y + 77 - 57);
        vertex(ch.rel_x + 25 - 10 + 2, ch.y + 77 - 52);
        vertex(ch.rel_x + 25 - 5 + 1, ch.y + 77 - 52);
        vertex(ch.rel_x + 25 - 5 + 1, ch.y + 77 - 57);
        vertex(ch.rel_x + 25 - 5 + 1, ch.y + 77 - 67);
        vertex(ch.rel_x + 25 - 5 + 1 - 1, ch.y + 77 - 67 - 2);
        vertex(ch.rel_x + 25 + 5 - 1 + 1, ch.y + 77 - 67 - 2);
        vertex(ch.rel_x + 25 + 5 - 1, ch.y + 77 - 67);
        vertex(ch.rel_x + 25 + 5 - 1, ch.y + 77 - 57);
        vertex(ch.rel_x + 25 + 5 - 1, ch.y + 77 - 52);
        vertex(ch.rel_x + 25 + 10 - 2, ch.y + 77 - 52);
        vertex(ch.rel_x + 25 + 10, ch.y + 77 - 57);
        vertex(ch.rel_x + 25 + 10, ch.y + 77 - 67);
        vertex(ch.rel_x + 25 + 5, ch.y + 77 - 72);
    endShape(CLOSE);
    //pop();
    
    //push();
    stroke(ch.col_accessories);
    strokeWeight(1);
    line(ch.rel_x + 25 - 10, ch.y + 77 - 67, 
            ch.rel_x + 25 - 5, ch.y + 77 - 67);
    line(ch.rel_x + 25 - 10, ch.y + 77 - 67 + 2.5, 
            ch.rel_x + 25 - 5, ch.y + 77 - 67 + 2.5);
    line(ch.rel_x + 25 - 10, ch.y + 77 - 67 + 5, 
            ch.rel_x + 25 - 5, ch.y + 77 - 67 + 5);
    line(ch.rel_x + 25 - 10, ch.y + 77 - 67 + 7.5, 
            ch.rel_x + 25 - 5, ch.y + 77 - 67 + 7.5);
    line(ch.rel_x + 25 - 10, ch.y + 77 - 67 + 10, 
            ch.rel_x + 25 - 5, ch.y + 77 - 67 + 10);
    
    line(ch.rel_x + 25 + 10 - 1, ch.y + 77 - 67, 
            ch.rel_x + 25 + 5 - 1, ch.y + 77 - 67);
    line(ch.rel_x + 25 + 10 - 1, ch.y + 77 - 67 + 2.5, 
            ch.rel_x + 25 + 5 - 1, ch.y + 77 - 67 + 2.5);
    line(ch.rel_x + 25 + 10 - 1, ch.y + 77 - 67 + 5, 
            ch.rel_x + 25 + 5 - 1, ch.y + 77 - 67 + 5);
    line(ch.rel_x + 25 + 10 - 1, ch.y + 77 - 67 + 7.5, 
            ch.rel_x + 25 + 5 - 1, ch.y + 77 - 67 + 7.5);
    line(ch.rel_x + 25 + 10 - 1, ch.y + 77 - 67 + 10, 
            ch.rel_x + 25 + 5 - 1, ch.y + 77 - 67 + 10);
    //pop();
    
    //----------STAND_FRONT_Backside (darker tone)----------
    
    fill(ch.col_cloth_1);
    strokeWeight(1);
    beginShape();
        vertex(ch.rel_x + 25 - 5 + 1, ch.y + 77 - 57);
        vertex(ch.rel_x + 25 - 5 + 1, ch.y + 77 - 62);
        vertex(ch.rel_x + 25, ch.y + 77 - 57);
        vertex(ch.rel_x + 25 + 5 - 1, ch.y + 77 - 62);
        vertex(ch.rel_x + 25 + 5 - 1, ch.y + 77 - 57); 
    endShape(CLOSE);
    
    //----------STAND_FRONT_Crown----------
    
    //push();
    fill(ch.col_accessories);
    stroke(0);
    strokeWeight(0.5);
    
    beginShape();
        vertex(ch.rel_x + 25 - 5 + 1 - 1, ch.y + 77 - 67 - 2);
        vertex(ch.rel_x + 25 - 5 + 1, ch.y + 77 - 67);
        vertex(ch.rel_x + 25 + 5 - 1, ch.y + 77 - 67);
        vertex(ch.rel_x + 25 + 5 - 1 + 1, ch.y + 77 - 67 - 2);
    endShape(CLOSE);
    
    //----------STAND_FRONT_Emblem----------
    
    rect(ch.rel_x + 25 - 1,
         ch.y + 77 - 67 - 2 - 2,
         2,
         3);
    

    
    //----------STAND_FRONT_Face----------
    
    //push();
    fill(ch.col_skin);
    stroke(0);
    strokeWeight(0.5);
    
    beginShape();
        vertex(ch.rel_x + 25 - 5 + 1,
               ch.y + 77 - 67);
        vertex(ch.rel_x + 25 - 5 + 1,
               ch.y + 77 - 62);
        vertex(ch.rel_x + 25,
               ch.y + 77 - 57);
        vertex(ch.rel_x + 25 + 5 - 1,
               ch.y + 77 - 62);
        vertex(ch.rel_x + 25 + 5 - 1,
               ch.y + 77 - 67);
    endShape(CLOSE);
    
    //----------STAND_FRONT_Eyes----------
    
    line(ch.rel_x + 25 - 3,
         ch.y + 77 - 67 + 2.5,
         ch.rel_x + 25 - 1,
         ch.y + 77 - 67 + 2.5);
    line(ch.rel_x + 25 + 3,
         ch.y + 77 - 67 + 2.5,
         ch.rel_x + 25,
         ch.y + 77 - 67 + 2.5); 
    
    //----------STAND_FRONT_Nouse + Mouth----------
    
    line(ch.rel_x + 25,
         ch.y + 77 - 67 + 2.5, 
         ch.rel_x + 25,
         ch.y + 77 - 62);
    line(ch.rel_x + 25 - 1,
         ch.y + 77 - 60,
         ch.rel_x + 25 + 1,
         ch.y + 77 - 60);

    //----------STAND_FRONT_Beard----------
    
    strokeWeight(0.5);
    line(ch.rel_x + 25, ch.y + 77 - 58,
            ch.rel_x + 25, ch.y + 77 - 56);
    
//-----------------------------------------------------------------------------------------------------STAND_FRONT_END
}
}

function move_right(ch, platf, distance)
{
    if (!intersection_to_right(ch, platf, v).isIntersecting)
        {
            ch.x = min(level_width - ch.width, ch.x + distance);
            
            if ((ch.x < level_width - 0.5 * width) && (ch.x + cam_pos > 0.5 * width))
                {
                    cam_pos -= distance;
                }
        }
    else
        {
            ch.x = min(level_width - ch.width, ch.x + intersection_to_right(ch, platf, v).distance)
            
            if ((ch.x < level_width - 0.5 * width) && (ch.x + cam_pos > 0.5 * width))
                {
                    cam_pos -= distance;
                }
        }
}

function move_left(ch, platf, distance)
{
    if (!intersection_to_left(ch, platf, v).isIntersecting)
        {
            ch.x = max(-ch.width, ch.x - distance);
            
            if ((ch.x > 0.5 * width) && (ch.x + cam_pos < 0.5 * width))
                {
                    cam_pos += distance;
                }
        }
    else
        {
            ch.x = max(0, ch.x - intersection_to_left(ch, platf, v).distance)
            
            if ((ch.x > 0.5 * width) && (ch.x + cam_pos < 0.5 * width))
                {
                    cam_pos += distance;
                }
        }
}
